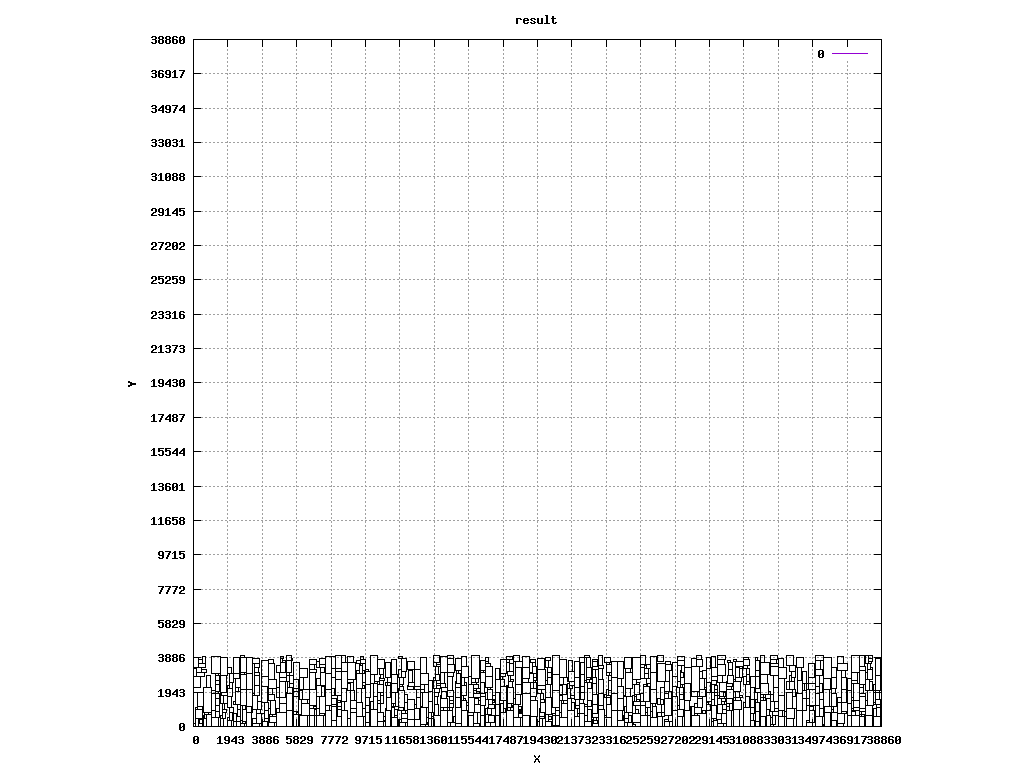

The script that saved this image:
reset
set title "result"
set xlabel "X"
set ylabel "Y"
set object 1 rect from 5970,2110 to 6225,2750 lw 1 fs empty
#set label "T1_t1_0001" at 6097,2430 center
set object 2 rect from 1500,0 to 1685,480 lw 1 fs empty
#set label "T1_t1_0002" at 1592,240 center
set object 3 rect from 10250,2410 to 10400,2550 lw 1 fs empty
#set label "T1_t1_0003" at 10325,2480 center
set object 4 rect from 19895,0 to 20245,260 lw 1 fs empty
#set label "T1_t1_0004" at 20070,130 center
set object 5 rect from 27450,1820 to 27690,2190 lw 1 fs empty
#set label "T1_t1_0005" at 27570,2005 center
set object 6 rect from 8160,540 to 8335,970 lw 1 fs empty
#set label "T1_t1_0006" at 8247,755 center
set object 7 rect from 22110,2505 to 22170,2605 lw 1 fs empty
#set label "T1_t1_0007" at 22140,2555 center
set object 8 rect from 26360,1260 to 26555,1510 lw 1 fs empty
#set label "T1_t1_0008" at 26457,1385 center
set object 9 rect from 25415,1430 to 25740,2250 lw 1 fs empty
#set label "T1_t1_0009" at 25577,1840 center
set object 10 rect from 17500,820 to 17640,990 lw 1 fs empty
#set label "T1_t1_0010" at 17570,905 center
set object 11 rect from 9535,2300 to 9690,2500 lw 1 fs empty
#set label "T1_t1_0011" at 9612,2400 center
set object 12 rect from 12840,3005 to 13180,3930 lw 1 fs empty
#set label "T1_t1_0012" at 13010,3467 center
set object 13 rect from 29825,170 to 30090,730 lw 1 fs empty
#set label "T1_t1_0013" at 29957,450 center
set object 14 rect from 3825,2270 to 4215,2800 lw 1 fs empty
#set label "T1_t1_0014" at 4020,2535 center
set object 15 rect from 35570,2705 to 36055,3875 lw 1 fs empty
#set label "T1_t1_0015" at 35812,3290 center
set object 16 rect from 4230,670 to 4365,1010 lw 1 fs empty
#set label "T1_t1_0016" at 4297,840 center
set object 17 rect from 10545,1780 to 10725,1910 lw 1 fs empty
#set label "T1_t1_0017" at 10635,1845 center
set object 18 rect from 29835,1410 to 30060,1570 lw 1 fs empty
#set label "T1_t1_0018" at 29947,1490 center
set object 19 rect from 14825,2180 to 15070,2460 lw 1 fs empty
#set label "T1_t1_0019" at 14947,2320 center
set object 20 rect from 37645,2370 to 37930,3150 lw 1 fs empty
#set label "T1_t1_0020" at 37787,2760 center
set object 21 rect from 2680,2105 to 3005,2925 lw 1 fs empty
#set label "T1_t1_0021" at 2842,2515 center
set object 22 rect from 1500,480 to 1625,630 lw 1 fs empty
#set label "T1_t1_0022" at 1562,555 center
set object 23 rect from 36380,0 to 36740,180 lw 1 fs empty
#set label "T1_t1_0023" at 36560,90 center
set object 24 rect from 26420,560 to 26620,780 lw 1 fs empty
#set label "T1_t1_0024" at 26520,670 center
set object 25 rect from 37945,2670 to 38090,3070 lw 1 fs empty
#set label "T1_t1_0025" at 38017,2870 center
set object 26 rect from 33780,2555 to 33935,2755 lw 1 fs empty
#set label "T1_t1_0026" at 33857,2655 center
set object 27 rect from 37175,630 to 37375,850 lw 1 fs empty
#set label "T1_t1_0027" at 37275,740 center
set object 28 rect from 32485,1800 to 32570,1990 lw 1 fs empty
#set label "T1_t1_0028" at 32527,1895 center
set object 29 rect from 38395,560 to 38580,1040 lw 1 fs empty
#set label "T1_t1_0029" at 38487,800 center
set object 30 rect from 15130,1775 to 15410,2315 lw 1 fs empty
#set label "T1_t1_0030" at 15270,2045 center
set object 31 rect from 15555,1620 to 15815,2350 lw 1 fs empty
#set label "T1_t1_0031" at 15685,1985 center
set object 32 rect from 34805,910 to 35005,1130 lw 1 fs empty
#set label "T1_t1_0032" at 34905,1020 center
set object 33 rect from 25810,0 to 26200,530 lw 1 fs empty
#set label "T1_t1_0033" at 26005,265 center
set object 34 rect from 16090,1240 to 16185,1445 lw 1 fs empty
#set label "T1_t1_0034" at 16137,1342 center
set object 35 rect from 37645,1890 to 37855,2210 lw 1 fs empty
#set label "T1_t1_0035" at 37750,2050 center
set object 36 rect from 24775,1410 to 24905,1740 lw 1 fs empty
#set label "T1_t1_0036" at 24840,1575 center
set object 37 rect from 8160,970 to 8350,1120 lw 1 fs empty
#set label "T1_t1_0037" at 8255,1045 center
set object 38 rect from 15915,2515 to 16115,2735 lw 1 fs empty
#set label "T1_t1_0038" at 16015,2625 center
set object 39 rect from 17850,3120 to 18070,3550 lw 1 fs empty
#set label "T1_t1_0039" at 17960,3335 center
set object 40 rect from 27450,980 to 27715,1540 lw 1 fs empty
#set label "T1_t1_0040" at 27582,1260 center
set object 41 rect from 27760,1465 to 28095,2415 lw 1 fs empty
#set label "T1_t1_0041" at 27927,1940 center
set object 42 rect from 11730,3120 to 12025,3820 lw 1 fs empty
#set label "T1_t1_0042" at 11877,3470 center
set object 43 rect from 31460,1530 to 31695,2205 lw 1 fs empty
#set label "T1_t1_0043" at 31577,1867 center
set object 44 rect from 15815,2150 to 16115,2385 lw 1 fs empty
#set label "T1_t1_0044" at 15965,2267 center
set object 45 rect from 28420,3420 to 28765,3790 lw 1 fs empty
#set label "T1_t1_0045" at 28592,3605 center
set object 46 rect from 14030,1610 to 14270,1980 lw 1 fs empty
#set label "T1_t1_0046" at 14150,1795 center
set object 47 rect from 22535,710 to 22815,1250 lw 1 fs empty
#set label "T1_t1_0047" at 22675,980 center
set object 48 rect from 19990,2750 to 20235,3030 lw 1 fs empty
#set label "T1_t1_0048" at 20112,2890 center
set object 49 rect from 21110,2560 to 21205,2765 lw 1 fs empty
#set label "T1_t1_0049" at 21157,2662 center
set object 50 rect from 20250,60 to 20455,620 lw 1 fs empty
#set label "T1_t1_0050" at 20352,340 center
set object 51 rect from 35130,1200 to 35365,1875 lw 1 fs empty
#set label "T1_t1_0051" at 35247,1537 center
set object 52 rect from 15815,1620 to 16185,1860 lw 1 fs empty
#set label "T1_t1_0052" at 16000,1740 center
set object 53 rect from 19430,2295 to 19890,3235 lw 1 fs empty
#set label "T1_t1_0053" at 19660,2765 center
set object 54 rect from 15130,2745 to 15555,3395 lw 1 fs empty
#set label "T1_t1_0054" at 15342,3070 center
set object 55 rect from 35660,0 to 35985,820 lw 1 fs empty
#set label "T1_t1_0055" at 35822,410 center
set object 56 rect from 24905,1410 to 25005,1680 lw 1 fs empty
#set label "T1_t1_0056" at 24955,1545 center
set object 57 rect from 18355,750 to 18390,850 lw 1 fs empty
#set label "T1_t1_0057" at 18372,800 center
set object 58 rect from 9535,2500 to 9720,2980 lw 1 fs empty
#set label "T1_t1_0058" at 9627,2740 center
set object 59 rect from 35130,3755 to 35565,4005 lw 1 fs empty
#set label "T1_t1_0059" at 35347,3880 center
set object 60 rect from 36380,3585 to 36725,3955 lw 1 fs empty
#set label "T1_t1_0060" at 36552,3770 center
set object 61 rect from 7810,350 to 8095,1130 lw 1 fs empty
#set label "T1_t1_0061" at 7952,740 center
set object 62 rect from 2240,1220 to 2395,1420 lw 1 fs empty
#set label "T1_t1_0062" at 2317,1320 center
set object 63 rect from 10900,930 to 11160,1660 lw 1 fs empty
#set label "T1_t1_0063" at 11030,1295 center
set object 64 rect from 11160,530 to 11365,1090 lw 1 fs empty
#set label "T1_t1_0064" at 11262,810 center
set object 65 rect from 15715,2385 to 15990,2515 lw 1 fs empty
#set label "T1_t1_0065" at 15852,2450 center
set object 66 rect from 4670,0 to 5260,780 lw 1 fs empty
#set label "T1_t1_0066" at 4965,390 center
set object 67 rect from 13290,0 to 13455,480 lw 1 fs empty
#set label "T1_t1_0067" at 13372,240 center
set object 68 rect from 30290,890 to 30465,1320 lw 1 fs empty
#set label "T1_t1_0068" at 30377,1105 center
set object 69 rect from 16870,1345 to 16995,1495 lw 1 fs empty
#set label "T1_t1_0069" at 16932,1420 center
set object 70 rect from 29265,2380 to 29565,2615 lw 1 fs empty
#set label "T1_t1_0070" at 29415,2497 center
set object 71 rect from 17335,2810 to 17625,2980 lw 1 fs empty
#set label "T1_t1_0071" at 17480,2895 center
set object 72 rect from 36055,0 to 36305,350 lw 1 fs empty
#set label "T1_t1_0072" at 36180,175 center
set object 73 rect from 22620,320 to 22775,520 lw 1 fs empty
#set label "T1_t1_0073" at 22697,420 center
set object 74 rect from 31175,1670 to 31435,2400 lw 1 fs empty
#set label "T1_t1_0074" at 31305,2035 center
set object 75 rect from 35570,0 to 35660,120 lw 1 fs empty
#set label "T1_t1_0075" at 35615,60 center
set object 76 rect from 33650,2555 to 33780,2885 lw 1 fs empty
#set label "T1_t1_0076" at 33715,2720 center
set object 77 rect from 20250,620 to 20420,740 lw 1 fs empty
#set label "T1_t1_0077" at 20335,680 center
set object 78 rect from 1915,350 to 2030,525 lw 1 fs empty
#set label "T1_t1_0078" at 1972,437 center
set object 79 rect from 9350,3460 to 9455,3560 lw 1 fs empty
#set label "T1_t1_0079" at 9402,3510 center
set object 80 rect from 25550,650 to 25615,810 lw 1 fs empty
#set label "T1_t1_0080" at 25582,730 center
set object 81 rect from 12105,980 to 12495,1510 lw 1 fs empty
#set label "T1_t1_0081" at 12300,1245 center
set object 82 rect from 14330,0 to 14530,220 lw 1 fs empty
#set label "T1_t1_0082" at 14430,110 center
set object 83 rect from 31715,0 to 31960,280 lw 1 fs empty
#set label "T1_t1_0083" at 31837,140 center
set object 84 rect from 13180,240 to 13280,510 lw 1 fs empty
#set label "T1_t1_0084" at 13230,375 center
set object 85 rect from 17335,2660 to 17460,2810 lw 1 fs empty
#set label "T1_t1_0085" at 17397,2735 center
set object 86 rect from 2405,540 to 2460,610 lw 1 fs empty
#set label "T1_t1_0086" at 2432,575 center
set object 87 rect from 36055,2780 to 36325,3320 lw 1 fs empty
#set label "T1_t1_0087" at 36190,3050 center
set object 88 rect from 31830,1380 to 32035,1940 lw 1 fs empty
#set label "T1_t1_0088" at 31932,1660 center
set object 89 rect from 0,3315 to 310,3875 lw 1 fs empty
#set label "T1_t1_0089" at 155,3595 center
set object 90 rect from 25810,3050 to 26140,3980 lw 1 fs empty
#set label "T1_t1_0090" at 25975,3515 center
set object 91 rect from 18510,750 to 18570,850 lw 1 fs empty
#set label "T1_t1_0091" at 18540,800 center
set object 92 rect from 4010,260 to 4210,480 lw 1 fs empty
#set label "T1_t1_0092" at 4110,370 center
set object 93 rect from 5260,2910 to 5450,3060 lw 1 fs empty
#set label "T1_t1_0093" at 5355,2985 center
set object 94 rect from 24260,470 to 24340,610 lw 1 fs empty
#set label "T1_t1_0094" at 24300,540 center
set object 95 rect from 2680,3055 to 3005,3875 lw 1 fs empty
#set label "T1_t1_0095" at 2842,3465 center
set object 96 rect from 16620,1545 to 16885,2105 lw 1 fs empty
#set label "T1_t1_0096" at 16752,1825 center
set object 97 rect from 32035,0 to 32300,560 lw 1 fs empty
#set label "T1_t1_0097" at 32167,280 center
set object 98 rect from 26360,1510 to 26595,2185 lw 1 fs empty
#set label "T1_t1_0098" at 26477,1847 center
set object 99 rect from 1625,480 to 1835,800 lw 1 fs empty
#set label "T1_t1_0099" at 1730,640 center
set object 100 rect from 23305,3040 to 23620,3480 lw 1 fs empty
#set label "T1_t1_0100" at 23462,3260 center
set object 101 rect from 38525,2060 to 38850,2880 lw 1 fs empty
#set label "T1_t1_0101" at 38687,2470 center
set object 102 rect from 22535,2750 to 22720,3230 lw 1 fs empty
#set label "T1_t1_0102" at 22627,2990 center
set object 103 rect from 11365,650 to 11495,980 lw 1 fs empty
#set label "T1_t1_0103" at 11430,815 center
set object 104 rect from 24960,720 to 25155,970 lw 1 fs empty
#set label "T1_t1_0104" at 25057,845 center
set object 105 rect from 23965,0 to 24340,330 lw 1 fs empty
#set label "T1_t1_0105" at 24152,165 center
set object 106 rect from 12480,2095 to 12840,2275 lw 1 fs empty
#set label "T1_t1_0106" at 12660,2185 center
set object 107 rect from 23305,2910 to 23485,3040 lw 1 fs empty
#set label "T1_t1_0107" at 23395,2975 center
set object 108 rect from 21520,1520 to 21815,2220 lw 1 fs empty
#set label "T1_t1_0108" at 21667,1870 center
set object 109 rect from 34380,925 to 34615,1600 lw 1 fs empty
#set label "T1_t1_0109" at 34497,1262 center
set object 110 rect from 36055,2140 to 36310,2780 lw 1 fs empty
#set label "T1_t1_0110" at 36182,2460 center
set object 111 rect from 18390,890 to 18510,950 lw 1 fs empty
#set label "T1_t1_0111" at 18450,920 center
set object 112 rect from 4285,540 to 4465,670 lw 1 fs empty
#set label "T1_t1_0112" at 4375,605 center
set object 113 rect from 22855,2665 to 23110,3305 lw 1 fs empty
#set label "T1_t1_0113" at 22982,2985 center
set object 114 rect from 27365,540 to 27680,980 lw 1 fs empty
#set label "T1_t1_0114" at 27522,760 center
set object 115 rect from 21520,2780 to 21825,3670 lw 1 fs empty
#set label "T1_t1_0115" at 21672,3225 center
set object 116 rect from 23305,1620 to 23530,1780 lw 1 fs empty
#set label "T1_t1_0116" at 23417,1700 center
set object 117 rect from 4670,780 to 4870,1000 lw 1 fs empty
#set label "T1_t1_0117" at 4770,890 center
set object 118 rect from 37645,850 to 37935,1020 lw 1 fs empty
#set label "T1_t1_0118" at 37790,935 center
set object 119 rect from 3560,180 to 3825,740 lw 1 fs empty
#set label "T1_t1_0119" at 3692,460 center
set object 120 rect from 14825,170 to 15130,1060 lw 1 fs empty
#set label "T1_t1_0120" at 14977,615 center
set object 121 rect from 11890,1370 to 12065,1800 lw 1 fs empty
#set label "T1_t1_0121" at 11977,1585 center
set object 122 rect from 6955,2330 to 7195,2700 lw 1 fs empty
#set label "T1_t1_0122" at 7075,2515 center
set object 123 rect from 18390,750 to 18470,890 lw 1 fs empty
#set label "T1_t1_0123" at 18430,820 center
set object 124 rect from 20250,0 to 20370,60 lw 1 fs empty
#set label "T1_t1_0124" at 20310,30 center
set object 125 rect from 27720,925 to 27990,1465 lw 1 fs empty
#set label "T1_t1_0125" at 27855,1195 center
set object 126 rect from 33475,2115 to 33650,2545 lw 1 fs empty
#set label "T1_t1_0126" at 33562,2330 center
set object 127 rect from 20250,2010 to 20650,2960 lw 1 fs empty
#set label "T1_t1_0127" at 20450,2485 center
set object 128 rect from 32570,2880 to 33015,3370 lw 1 fs empty
#set label "T1_t1_0128" at 32792,3125 center
set object 129 rect from 10950,2465 to 11160,2785 lw 1 fs empty
#set label "T1_t1_0129" at 11055,2625 center
set object 130 rect from 18200,1810 to 18510,2370 lw 1 fs empty
#set label "T1_t1_0130" at 18355,2090 center
set object 131 rect from 2030,780 to 2240,1100 lw 1 fs empty
#set label "T1_t1_0131" at 2135,940 center
set object 132 rect from 16885,1545 to 17040,1745 lw 1 fs empty
#set label "T1_t1_0132" at 16962,1645 center
set object 133 rect from 18200,1270 to 18480,1810 lw 1 fs empty
#set label "T1_t1_0133" at 18340,1540 center
set object 134 rect from 16195,3030 to 16385,3180 lw 1 fs empty
#set label "T1_t1_0134" at 16290,3105 center
set object 135 rect from 37280,910 to 37600,1100 lw 1 fs empty
#set label "T1_t1_0135" at 37440,1005 center
set object 136 rect from 25240,650 to 25550,1210 lw 1 fs empty
#set label "T1_t1_0136" at 25395,930 center
set object 137 rect from 23965,1590 to 24260,2290 lw 1 fs empty
#set label "T1_t1_0137" at 24112,1940 center
set object 138 rect from 2030,350 to 2205,780 lw 1 fs empty
#set label "T1_t1_0138" at 2117,565 center
set object 139 rect from 25020,2360 to 25200,2490 lw 1 fs empty
#set label "T1_t1_0139" at 25110,2425 center
set object 140 rect from 4010,910 to 4230,1340 lw 1 fs empty
#set label "T1_t1_0140" at 4120,1125 center
set object 141 rect from 15130,1465 to 15240,1775 lw 1 fs empty
#set label "T1_t1_0141" at 15185,1620 center
set object 142 rect from 34380,2430 to 34615,3105 lw 1 fs empty
#set label "T1_t1_0142" at 34497,2767 center
set object 143 rect from 15130,2315 to 15305,2745 lw 1 fs empty
#set label "T1_t1_0143" at 15217,2530 center
set object 144 rect from 2055,2500 to 2240,2980 lw 1 fs empty
#set label "T1_t1_0144" at 2147,2740 center
set object 145 rect from 15555,2385 to 15715,2815 lw 1 fs empty
#set label "T1_t1_0145" at 15635,2600 center
set object 146 rect from 22535,520 to 22855,710 lw 1 fs empty
#set label "T1_t1_0146" at 22695,615 center
set object 147 rect from 30170,3600 to 30340,3720 lw 1 fs empty
#set label "T1_t1_0147" at 30255,3660 center
set object 148 rect from 12105,370 to 12510,980 lw 1 fs empty
#set label "T1_t1_0148" at 12307,675 center
set object 149 rect from 26150,530 to 26225,590 lw 1 fs empty
#set label "T1_t1_0149" at 26187,560 center
set object 150 rect from 36915,0 to 37170,640 lw 1 fs empty
#set label "T1_t1_0150" at 37042,320 center
set object 151 rect from 9535,2160 to 9685,2300 lw 1 fs empty
#set label "T1_t1_0151" at 9610,2230 center
set object 152 rect from 21600,1040 to 21825,1200 lw 1 fs empty
#set label "T1_t1_0152" at 21712,1120 center
set object 153 rect from 35385,560 to 35570,1040 lw 1 fs empty
#set label "T1_t1_0153" at 35477,800 center
set object 154 rect from 32035,2920 to 32530,3600 lw 1 fs empty
#set label "T1_t1_0154" at 32282,3260 center
set object 155 rect from 6090,630 to 6570,1310 lw 1 fs empty
#set label "T1_t1_0155" at 6330,970 center
set object 156 rect from 11160,2960 to 11485,3780 lw 1 fs empty
#set label "T1_t1_0156" at 11322,3370 center
set object 157 rect from 26225,2530 to 26640,3580 lw 1 fs empty
#set label "T1_t1_0157" at 26432,3055 center
set object 158 rect from 9980,0 to 10380,950 lw 1 fs empty
#set label "T1_t1_0158" at 10180,475 center
set object 159 rect from 13530,2605 to 13670,2775 lw 1 fs empty
#set label "T1_t1_0159" at 13600,2690 center
set object 160 rect from 38130,3820 to 38330,4040 lw 1 fs empty
#set label "T1_t1_0160" at 38230,3930 center
set object 161 rect from 7805,3290 to 8040,3965 lw 1 fs empty
#set label "T1_t1_0161" at 7922,3627 center
set object 162 rect from 27365,980 to 27450,1170 lw 1 fs empty
#set label "T1_t1_0162" at 27407,1075 center
set object 163 rect from 9195,2160 to 9520,2980 lw 1 fs empty
#set label "T1_t1_0163" at 9357,2570 center
set object 164 rect from 31220,2400 to 31400,2530 lw 1 fs empty
#set label "T1_t1_0164" at 31310,2465 center
set object 165 rect from 13530,3385 to 13745,3645 lw 1 fs empty
#set label "T1_t1_0165" at 13637,3515 center
set object 166 rect from 13530,0 to 13940,630 lw 1 fs empty
#set label "T1_t1_0166" at 13735,315 center
set object 167 rect from 5330,2210 to 5440,2520 lw 1 fs empty
#set label "T1_t1_0167" at 5385,2365 center
set object 168 rect from 31715,2815 to 31965,3165 lw 1 fs empty
#set label "T1_t1_0168" at 31840,2990 center
set object 169 rect from 15810,180 to 16040,800 lw 1 fs empty
#set label "T1_t1_0169" at 15925,490 center
set object 170 rect from 4875,2570 to 5230,2780 lw 1 fs empty
#set label "T1_t1_0170" at 5052,2675 center
set object 171 rect from 1915,0 to 2165,350 lw 1 fs empty
#set label "T1_t1_0171" at 2040,175 center
set object 172 rect from 2460,540 to 2680,970 lw 1 fs empty
#set label "T1_t1_0172" at 2570,755 center
set object 173 rect from 26640,3500 to 26930,3670 lw 1 fs empty
#set label "T1_t1_0173" at 26785,3585 center
set object 174 rect from 20455,60 to 20660,620 lw 1 fs empty
#set label "T1_t1_0174" at 20557,340 center
set object 175 rect from 26225,0 to 26490,560 lw 1 fs empty
#set label "T1_t1_0175" at 26357,280 center
set object 176 rect from 27060,2290 to 27325,2850 lw 1 fs empty
#set label "T1_t1_0176" at 27192,2570 center
set object 177 rect from 20420,900 to 20645,1060 lw 1 fs empty
#set label "T1_t1_0177" at 20532,980 center
set object 178 rect from 16195,1850 to 16450,2490 lw 1 fs empty
#set label "T1_t1_0178" at 16322,2170 center
set object 179 rect from 22535,2430 to 22745,2750 lw 1 fs empty
#set label "T1_t1_0179" at 22640,2590 center
set object 180 rect from 23965,2290 to 24185,2720 lw 1 fs empty
#set label "T1_t1_0180" at 24075,2505 center
set object 181 rect from 35130,3215 to 35410,3755 lw 1 fs empty
#set label "T1_t1_0181" at 35270,3485 center
set object 182 rect from 24390,2140 to 24775,3070 lw 1 fs empty
#set label "T1_t1_0182" at 24582,2605 center
set object 183 rect from 10520,2740 to 10545,2750 lw 1 fs empty
#set label "T1_t1_0183" at 10532,2745 center
set object 184 rect from 5640,700 to 5820,830 lw 1 fs empty
#set label "T1_t1_0184" at 5730,765 center
set object 185 rect from 22855,950 to 23155,1185 lw 1 fs empty
#set label "T1_t1_0185" at 23005,1067 center
set object 186 rect from 22620,190 to 22800,320 lw 1 fs empty
#set label "T1_t1_0186" at 22710,255 center
set object 187 rect from 12105,2285 to 12125,2295 lw 1 fs empty
#set label "T1_t1_0187" at 12115,2290 center
set object 188 rect from 30485,0 to 30820,950 lw 1 fs empty
#set label "T1_t1_0188" at 30652,475 center
set object 189 rect from 14030,1980 to 14330,2215 lw 1 fs empty
#set label "T1_t1_0189" at 14180,2097 center
set object 190 rect from 15715,2735 to 16180,4025 lw 1 fs empty
#set label "T1_t1_0190" at 15947,3380 center
set object 191 rect from 7805,2160 to 8035,2780 lw 1 fs empty
#set label "T1_t1_0191" at 7920,2470 center
set object 192 rect from 35130,1875 to 35370,2245 lw 1 fs empty
#set label "T1_t1_0192" at 35250,2060 center
set object 193 rect from 2240,260 to 2405,740 lw 1 fs empty
#set label "T1_t1_0193" at 2322,500 center
set object 194 rect from 21205,3120 to 21435,3740 lw 1 fs empty
#set label "T1_t1_0194" at 21320,3430 center
set object 195 rect from 1500,1730 to 1595,1935 lw 1 fs empty
#set label "T1_t1_0195" at 1547,1832 center
set object 196 rect from 33065,880 to 33370,1770 lw 1 fs empty
#set label "T1_t1_0196" at 33217,1325 center
set object 197 rect from 26420,780 to 26605,1260 lw 1 fs empty
#set label "T1_t1_0197" at 26512,1020 center
set object 198 rect from 3560,740 to 3760,960 lw 1 fs empty
#set label "T1_t1_0198" at 3660,850 center
set object 199 rect from 24590,200 to 24765,630 lw 1 fs empty
#set label "T1_t1_0199" at 24677,415 center
set object 200 rect from 6570,2090 to 6905,3040 lw 1 fs empty
#set label "T1_t1_0200" at 6737,2565 center
set object 201 rect from 7115,740 to 7450,1690 lw 1 fs empty
#set label "T1_t1_0201" at 7282,1215 center
set object 202 rect from 11555,2770 to 11730,3200 lw 1 fs empty
#set label "T1_t1_0202" at 11642,2985 center
set object 203 rect from 16195,1180 to 16475,1720 lw 1 fs empty
#set label "T1_t1_0203" at 16335,1450 center
set object 204 rect from 25240,2720 to 25470,3340 lw 1 fs empty
#set label "T1_t1_0204" at 25355,3030 center
set object 205 rect from 6955,610 to 7115,1040 lw 1 fs empty
#set label "T1_t1_0205" at 7035,825 center
set object 206 rect from 540,480 to 620,620 lw 1 fs empty
#set label "T1_t1_0206" at 580,550 center
set object 207 rect from 34095,1850 to 34380,2630 lw 1 fs empty
#set label "T1_t1_0207" at 34237,2240 center
set object 208 rect from 31460,1100 to 31680,1530 lw 1 fs empty
#set label "T1_t1_0208" at 31570,1315 center
set object 209 rect from 38395,0 to 38815,560 lw 1 fs empty
#set label "T1_t1_0209" at 38605,280 center
set object 210 rect from 30815,3270 to 30995,3400 lw 1 fs empty
#set label "T1_t1_0210" at 30905,3335 center
set object 211 rect from 25920,530 to 26150,1150 lw 1 fs empty
#set label "T1_t1_0211" at 26035,840 center
set object 212 rect from 19895,690 to 20225,1620 lw 1 fs empty
#set label "T1_t1_0212" at 20060,1155 center
set object 213 rect from 1230,1860 to 1410,1990 lw 1 fs empty
#set label "T1_t1_0213" at 1320,1925 center
set object 214 rect from 13595,630 to 13825,1250 lw 1 fs empty
#set label "T1_t1_0214" at 13710,940 center
set object 215 rect from 32035,1450 to 32175,1620 lw 1 fs empty
#set label "T1_t1_0215" at 32105,1535 center
set object 216 rect from 325,150 to 525,370 lw 1 fs empty
#set label "T1_t1_0216" at 425,260 center
set object 217 rect from 27060,1670 to 27290,2290 lw 1 fs empty
#set label "T1_t1_0217" at 27175,1980 center
set object 218 rect from 5640,830 to 5945,1720 lw 1 fs empty
#set label "T1_t1_0218" at 5792,1275 center
set object 219 rect from 38130,3660 to 38355,3820 lw 1 fs empty
#set label "T1_t1_0219" at 38242,3740 center
set object 220 rect from 27060,0 to 27365,890 lw 1 fs empty
#set label "T1_t1_0220" at 27212,445 center
set object 221 rect from 19045,3005 to 19120,3065 lw 1 fs empty
#set label "T1_t1_0221" at 19082,3035 center
set object 222 rect from 35385,1520 to 35560,1950 lw 1 fs empty
#set label "T1_t1_0222" at 35472,1735 center
set object 223 rect from 36915,640 to 37150,1315 lw 1 fs empty
#set label "T1_t1_0223" at 37032,977 center
set object 224 rect from 1215,840 to 1455,1210 lw 1 fs empty
#set label "T1_t1_0224" at 1335,1025 center
set object 225 rect from 29265,2615 to 29585,2805 lw 1 fs empty
#set label "T1_t1_0225" at 29425,2710 center
set object 226 rect from 24775,0 to 24955,130 lw 1 fs empty
#set label "T1_t1_0226" at 24865,65 center
set object 227 rect from 6570,0 to 6825,640 lw 1 fs empty
#set label "T1_t1_0227" at 6697,320 center
set object 228 rect from 31715,3705 to 31855,3875 lw 1 fs empty
#set label "T1_t1_0228" at 31785,3790 center
set object 229 rect from 21870,2280 to 22105,2955 lw 1 fs empty
#set label "T1_t1_0229" at 21987,2617 center
set object 230 rect from 26225,1260 to 26360,1600 lw 1 fs empty
#set label "T1_t1_0230" at 26292,1430 center
set object 231 rect from 1230,2620 to 1445,2880 lw 1 fs empty
#set label "T1_t1_0231" at 1337,2750 center
set object 232 rect from 34615,210 to 34805,360 lw 1 fs empty
#set label "T1_t1_0232" at 34710,285 center
set object 233 rect from 17335,2980 to 17660,3800 lw 1 fs empty
#set label "T1_t1_0233" at 17497,3390 center
set object 234 rect from 27720,1465 to 27760,1575 lw 1 fs empty
#set label "T1_t1_0234" at 27740,1520 center
set object 235 rect from 22535,190 to 22620,380 lw 1 fs empty
#set label "T1_t1_0235" at 22577,285 center
set object 236 rect from 25005,1410 to 25185,1540 lw 1 fs empty
#set label "T1_t1_0236" at 25095,1475 center
set object 237 rect from 21520,2220 to 21830,2780 lw 1 fs empty
#set label "T1_t1_0237" at 21675,2500 center
set object 238 rect from 13940,2215 to 14260,2405 lw 1 fs empty
#set label "T1_t1_0238" at 14100,2310 center
set object 239 rect from 19625,1355 to 19815,1505 lw 1 fs empty
#set label "T1_t1_0239" at 19720,1430 center
set object 240 rect from 13595,1250 to 13770,1680 lw 1 fs empty
#set label "T1_t1_0240" at 13682,1465 center
set object 241 rect from 2395,1220 to 2680,2000 lw 1 fs empty
#set label "T1_t1_0241" at 2537,1610 center
set object 242 rect from 10545,1300 to 10730,1780 lw 1 fs empty
#set label "T1_t1_0242" at 10637,1540 center
set object 243 rect from 21210,2325 to 21510,2560 lw 1 fs empty
#set label "T1_t1_0243" at 21360,2442 center
set object 244 rect from 9720,780 to 9940,1210 lw 1 fs empty
#set label "T1_t1_0244" at 9830,995 center
set object 245 rect from 21110,2165 to 21210,2435 lw 1 fs empty
#set label "T1_t1_0245" at 21160,2300 center
set object 246 rect from 2405,260 to 2650,540 lw 1 fs empty
#set label "T1_t1_0246" at 2527,400 center
set object 247 rect from 6955,0 to 7360,610 lw 1 fs empty
#set label "T1_t1_0247" at 7157,305 center
set object 248 rect from 3010,780 to 3260,1130 lw 1 fs empty
#set label "T1_t1_0248" at 3135,955 center
set object 249 rect from 13530,2175 to 13750,2605 lw 1 fs empty
#set label "T1_t1_0249" at 13640,2390 center
set object 250 rect from 7090,3310 to 7445,3520 lw 1 fs empty
#set label "T1_t1_0250" at 7267,3415 center
set object 251 rect from 32035,3600 to 32255,4030 lw 1 fs empty
#set label "T1_t1_0251" at 32145,3815 center
set object 252 rect from 14330,3820 to 14685,4030 lw 1 fs empty
#set label "T1_t1_0252" at 14507,3925 center
set object 253 rect from 17040,1260 to 17275,1935 lw 1 fs empty
#set label "T1_t1_0253" at 17157,1597 center
set object 254 rect from 1040,0 to 1435,490 lw 1 fs empty
#set label "T1_t1_0254" at 1237,245 center
set object 255 rect from 19895,3310 to 20070,3740 lw 1 fs empty
#set label "T1_t1_0255" at 19982,3525 center
set object 256 rect from 33780,2755 to 34020,3125 lw 1 fs empty
#set label "T1_t1_0256" at 33900,2940 center
set object 257 rect from 35130,2245 to 35385,2885 lw 1 fs empty
#set label "T1_t1_0257" at 35257,2565 center
set object 258 rect from 13595,1940 to 13895,2175 lw 1 fs empty
#set label "T1_t1_0258" at 13745,2057 center
set object 259 rect from 125,0 to 300,430 lw 1 fs empty
#set label "T1_t1_0259" at 212,215 center
set object 260 rect from 23625,2765 to 23965,3690 lw 1 fs empty
#set label "T1_t1_0260" at 23795,3227 center
set object 261 rect from 15810,0 to 16170,180 lw 1 fs empty
#set label "T1_t1_0261" at 15990,90 center
set object 262 rect from 0,0 to 125,150 lw 1 fs empty
#set label "T1_t1_0262" at 62,75 center
set object 263 rect from 37645,0 to 37910,560 lw 1 fs empty
#set label "T1_t1_0263" at 37777,280 center
set object 264 rect from 17735,930 to 17915,1060 lw 1 fs empty
#set label "T1_t1_0264" at 17825,995 center
set object 265 rect from 28595,2090 to 28850,2730 lw 1 fs empty
#set label "T1_t1_0265" at 28722,2410 center
set object 266 rect from 30485,2530 to 30610,2680 lw 1 fs empty
#set label "T1_t1_0266" at 30547,2605 center
set object 267 rect from 17935,1060 to 18040,1160 lw 1 fs empty
#set label "T1_t1_0267" at 17987,1110 center
set object 268 rect from 32570,3540 to 32920,3800 lw 1 fs empty
#set label "T1_t1_0268" at 32745,3670 center
set object 269 rect from 16660,1225 to 16870,1545 lw 1 fs empty
#set label "T1_t1_0269" at 16765,1385 center
set object 270 rect from 215,1130 to 540,1950 lw 1 fs empty
#set label "T1_t1_0270" at 377,1540 center
set object 271 rect from 7115,610 to 7390,740 lw 1 fs empty
#set label "T1_t1_0271" at 7252,675 center
set object 272 rect from 11160,1900 to 11550,2430 lw 1 fs empty
#set label "T1_t1_0272" at 11355,2165 center
set object 273 rect from 30095,2460 to 30170,2520 lw 1 fs empty
#set label "T1_t1_0273" at 30132,2490 center
set object 274 rect from 845,655 to 1015,775 lw 1 fs empty
#set label "T1_t1_0274" at 930,715 center
set object 275 rect from 8705,2010 to 8880,2440 lw 1 fs empty
#set label "T1_t1_0275" at 8792,2225 center
set object 276 rect from 18575,0 to 19000,650 lw 1 fs empty
#set label "T1_t1_0276" at 18787,325 center
set object 277 rect from 17040,640 to 17270,1260 lw 1 fs empty
#set label "T1_t1_0277" at 17155,950 center
set object 278 rect from 33805,1685 to 34025,2115 lw 1 fs empty
#set label "T1_t1_0278" at 33915,1900 center
set object 279 rect from 14825,1060 to 15090,1620 lw 1 fs empty
#set label "T1_t1_0279" at 14957,1340 center
set object 280 rect from 22235,1455 to 22530,2155 lw 1 fs empty
#set label "T1_t1_0280" at 22382,1805 center
set object 281 rect from 19895,3740 to 20185,3910 lw 1 fs empty
#set label "T1_t1_0281" at 20040,3825 center
set object 282 rect from 16475,235 to 16635,665 lw 1 fs empty
#set label "T1_t1_0282" at 16555,450 center
set object 283 rect from 6570,1010 to 6760,1160 lw 1 fs empty
#set label "T1_t1_0283" at 6665,1085 center
set object 284 rect from 19625,795 to 19890,1355 lw 1 fs empty
#set label "T1_t1_0284" at 19757,1075 center
set object 285 rect from 37175,1470 to 37300,1620 lw 1 fs empty
#set label "T1_t1_0285" at 37237,1545 center
set object 286 rect from 21705,710 to 21815,1020 lw 1 fs empty
#set label "T1_t1_0286" at 21760,865 center
set object 287 rect from 30820,1650 to 30990,1770 lw 1 fs empty
#set label "T1_t1_0287" at 30905,1710 center
set object 288 rect from 25565,2440 to 25810,2720 lw 1 fs empty
#set label "T1_t1_0288" at 25687,2580 center
set object 289 rect from 35130,560 to 35385,1200 lw 1 fs empty
#set label "T1_t1_0289" at 35257,880 center
set object 290 rect from 13940,0 to 14325,930 lw 1 fs empty
#set label "T1_t1_0290" at 14132,465 center
set object 291 rect from 7770,930 to 7795,940 lw 1 fs empty
#set label "T1_t1_0291" at 7782,935 center
set object 292 rect from 30195,3250 to 30445,3600 lw 1 fs empty
#set label "T1_t1_0292" at 30320,3425 center
set object 293 rect from 22110,3885 to 22385,4015 lw 1 fs empty
#set label "T1_t1_0293" at 22247,3950 center
set object 294 rect from 21345,930 to 21520,1360 lw 1 fs empty
#set label "T1_t1_0294" at 21432,1145 center
set object 295 rect from 15880,1240 to 16090,1560 lw 1 fs empty
#set label "T1_t1_0295" at 15985,1400 center
set object 296 rect from 15715,2515 to 15915,2735 lw 1 fs empty
#set label "T1_t1_0296" at 15815,2625 center
set object 297 rect from 25240,1430 to 25415,1860 lw 1 fs empty
#set label "T1_t1_0297" at 25327,1645 center
set object 298 rect from 20665,490 to 20775,800 lw 1 fs empty
#set label "T1_t1_0298" at 20720,645 center
set object 299 rect from 19805,430 to 19895,550 lw 1 fs empty
#set label "T1_t1_0299" at 19850,490 center
set object 300 rect from 1040,1860 to 1230,2010 lw 1 fs empty
#set label "T1_t1_0300" at 1135,1935 center
set object 301 rect from 28960,1390 to 29240,1930 lw 1 fs empty
#set label "T1_t1_0301" at 29100,1660 center
set object 302 rect from 16475,2855 to 16895,3415 lw 1 fs empty
#set label "T1_t1_0302" at 16685,3135 center
set object 303 rect from 5005,3640 to 5175,3760 lw 1 fs empty
#set label "T1_t1_0303" at 5090,3700 center
set object 304 rect from 3825,260 to 4010,740 lw 1 fs empty
#set label "T1_t1_0304" at 3917,500 center
set object 305 rect from 28105,0 to 28555,630 lw 1 fs empty
#set label "T1_t1_0305" at 28330,315 center
set object 306 rect from 25550,1080 to 25800,1430 lw 1 fs empty
#set label "T1_t1_0306" at 25675,1255 center
set object 307 rect from 35385,1040 to 35570,1520 lw 1 fs empty
#set label "T1_t1_0307" at 35477,1280 center
set object 308 rect from 37945,630 to 38335,1160 lw 1 fs empty
#set label "T1_t1_0308" at 38140,895 center
set object 309 rect from 24775,720 to 24960,1200 lw 1 fs empty
#set label "T1_t1_0309" at 24867,960 center
set object 310 rect from 17685,3770 to 18045,3950 lw 1 fs empty
#set label "T1_t1_0310" at 17865,3860 center
set object 311 rect from 34095,2630 to 34355,3360 lw 1 fs empty
#set label "T1_t1_0311" at 34225,2995 center
set object 312 rect from 12480,2275 to 12810,3205 lw 1 fs empty
#set label "T1_t1_0312" at 12645,2740 center
set object 313 rect from 11160,1280 to 11390,1900 lw 1 fs empty
#set label "T1_t1_0313" at 11275,1590 center
set object 314 rect from 5970,0 to 6420,630 lw 1 fs empty
#set label "T1_t1_0314" at 6195,315 center
set object 315 rect from 20665,1830 to 20830,2310 lw 1 fs empty
#set label "T1_t1_0315" at 20747,2070 center
set object 316 rect from 29265,470 to 29560,1170 lw 1 fs empty
#set label "T1_t1_0316" at 29412,820 center
set object 317 rect from 31460,750 to 31710,1100 lw 1 fs empty
#set label "T1_t1_0317" at 31585,925 center
set object 318 rect from 9420,3580 to 9720,3815 lw 1 fs empty
#set label "T1_t1_0318" at 9570,3697 center
set object 319 rect from 17040,1935 to 17335,2635 lw 1 fs empty
#set label "T1_t1_0319" at 17187,2285 center
set object 320 rect from 23315,1270 to 23565,1620 lw 1 fs empty
#set label "T1_t1_0320" at 23440,1445 center
set object 321 rect from 16475,3665 to 16670,3915 lw 1 fs empty
#set label "T1_t1_0321" at 16572,3790 center
set object 322 rect from 26630,1990 to 26900,2530 lw 1 fs empty
#set label "T1_t1_0322" at 26765,2260 center
set object 323 rect from 11725,250 to 12085,430 lw 1 fs empty
#set label "T1_t1_0323" at 11905,340 center
set object 324 rect from 34745,2105 to 35120,2435 lw 1 fs empty
#set label "T1_t1_0324" at 34932,2270 center
set object 325 rect from 28485,1050 to 28765,1590 lw 1 fs empty
#set label "T1_t1_0325" at 28625,1320 center
set object 326 rect from 24775,1200 to 24880,1300 lw 1 fs empty
#set label "T1_t1_0326" at 24827,1250 center
set object 327 rect from 4910,3640 to 5005,3845 lw 1 fs empty
#set label "T1_t1_0327" at 4957,3742 center
set object 328 rect from 21600,1200 to 21810,1520 lw 1 fs empty
#set label "T1_t1_0328" at 21705,1360 center
set object 329 rect from 24340,0 to 24495,200 lw 1 fs empty
#set label "T1_t1_0329" at 24417,100 center
set object 330 rect from 29625,2880 to 30035,3510 lw 1 fs empty
#set label "T1_t1_0330" at 29830,3195 center
set object 331 rect from 23190,0 to 23585,490 lw 1 fs empty
#set label "T1_t1_0331" at 23387,245 center
set object 332 rect from 28960,2490 to 29245,3270 lw 1 fs empty
#set label "T1_t1_0332" at 29102,2880 center
set object 333 rect from 34040,1850 to 34095,1920 lw 1 fs empty
#set label "T1_t1_0333" at 34067,1885 center
set object 334 rect from 14470,1060 to 14665,1310 lw 1 fs empty
#set label "T1_t1_0334" at 14567,1185 center
set object 335 rect from 24905,1800 to 25215,2360 lw 1 fs empty
#set label "T1_t1_0335" at 25060,2080 center
set object 336 rect from 3435,3310 to 3735,3545 lw 1 fs empty
#set label "T1_t1_0336" at 3585,3427 center
set object 337 rect from 25470,3260 to 25585,3435 lw 1 fs empty
#set label "T1_t1_0337" at 25527,3347 center
set object 338 rect from 5640,1955 to 5930,2125 lw 1 fs empty
#set label "T1_t1_0338" at 5785,2040 center
set object 339 rect from 24340,200 to 24555,460 lw 1 fs empty
#set label "T1_t1_0339" at 24447,330 center
set object 340 rect from 2395,2000 to 2550,2200 lw 1 fs empty
#set label "T1_t1_0340" at 2472,2100 center
set object 341 rect from 31460,0 to 31670,320 lw 1 fs empty
#set label "T1_t1_0341" at 31565,160 center
set object 342 rect from 30610,3400 to 31045,3650 lw 1 fs empty
#set label "T1_t1_0342" at 30827,3525 center
set object 343 rect from 31045,3770 to 31320,3900 lw 1 fs empty
#set label "T1_t1_0343" at 31182,3835 center
set object 344 rect from 14330,220 to 14625,920 lw 1 fs empty
#set label "T1_t1_0344" at 14477,570 center
set object 345 rect from 12840,130 to 13180,1055 lw 1 fs empty
#set label "T1_t1_0345" at 13010,592 center
set object 346 rect from 2775,160 to 2925,300 lw 1 fs empty
#set label "T1_t1_0346" at 2850,230 center
set object 347 rect from 15130,925 to 15410,1465 lw 1 fs empty
#set label "T1_t1_0347" at 15270,1195 center
set object 348 rect from 18070,3650 to 18435,4020 lw 1 fs empty
#set label "T1_t1_0348" at 18252,3835 center
set object 349 rect from 29625,1270 to 29835,1590 lw 1 fs empty
#set label "T1_t1_0349" at 29730,1430 center
set object 350 rect from 5265,3060 to 5560,3760 lw 1 fs empty
#set label "T1_t1_0350" at 5412,3410 center
set object 351 rect from 30170,2900 to 30195,2910 lw 1 fs empty
#set label "T1_t1_0351" at 30182,2905 center
set object 352 rect from 9195,2980 to 9350,3180 lw 1 fs empty
#set label "T1_t1_0352" at 9272,3080 center
set object 353 rect from 8040,3290 to 8335,3990 lw 1 fs empty
#set label "T1_t1_0353" at 8187,3640 center
set object 354 rect from 37750,700 to 37940,850 lw 1 fs empty
#set label "T1_t1_0354" at 37845,775 center
set object 355 rect from 38090,2670 to 38360,3210 lw 1 fs empty
#set label "T1_t1_0355" at 38225,2940 center
set object 356 rect from 38395,1260 to 38500,1360 lw 1 fs empty
#set label "T1_t1_0356" at 38447,1310 center
set object 357 rect from 9195,3580 to 9420,3740 lw 1 fs empty
#set label "T1_t1_0357" at 9307,3660 center
set object 358 rect from 22535,3420 to 22835,3655 lw 1 fs empty
#set label "T1_t1_0358" at 22685,3537 center
set object 359 rect from 1215,1580 to 1460,1860 lw 1 fs empty
#set label "T1_t1_0359" at 1337,1720 center
set object 360 rect from 10950,2335 to 11130,2465 lw 1 fs empty
#set label "T1_t1_0360" at 11040,2400 center
set object 361 rect from 34790,1180 to 35130,2105 lw 1 fs empty
#set label "T1_t1_0361" at 34960,1642 center
set object 362 rect from 6570,1160 to 6955,2090 lw 1 fs empty
#set label "T1_t1_0362" at 6762,1625 center
set object 363 rect from 16610,665 to 16850,1035 lw 1 fs empty
#set label "T1_t1_0363" at 16730,850 center
set object 364 rect from 2240,3000 to 2625,3930 lw 1 fs empty
#set label "T1_t1_0364" at 2432,3465 center
set object 365 rect from 38580,1100 to 38805,1260 lw 1 fs empty
#set label "T1_t1_0365" at 38692,1180 center
set object 366 rect from 5265,3760 to 5510,4040 lw 1 fs empty
#set label "T1_t1_0366" at 5387,3900 center
set object 367 rect from 14330,3520 to 14710,3820 lw 1 fs empty
#set label "T1_t1_0367" at 14520,3670 center
set object 368 rect from 31715,840 to 31995,1380 lw 1 fs empty
#set label "T1_t1_0368" at 31855,1110 center
set object 369 rect from 27720,0 to 28060,925 lw 1 fs empty
#set label "T1_t1_0369" at 27890,462 center
set object 370 rect from 33805,1010 to 34040,1685 lw 1 fs empty
#set label "T1_t1_0370" at 33922,1347 center
set object 371 rect from 3010,2970 to 3345,3920 lw 1 fs empty
#set label "T1_t1_0371" at 3177,3445 center
set object 372 rect from 13940,1080 to 14330,1610 lw 1 fs empty
#set label "T1_t1_0372" at 14135,1345 center
set object 373 rect from 5260,0 to 5565,890 lw 1 fs empty
#set label "T1_t1_0373" at 5412,445 center
set object 374 rect from 9720,3100 to 9910,3250 lw 1 fs empty
#set label "T1_t1_0374" at 9815,3175 center
set object 375 rect from 5260,1840 to 5330,1940 lw 1 fs empty
#set label "T1_t1_0375" at 5295,1890 center
set object 376 rect from 13940,930 to 14130,1080 lw 1 fs empty
#set label "T1_t1_0376" at 14035,1005 center
set object 377 rect from 22535,3655 to 22810,3785 lw 1 fs empty
#set label "T1_t1_0377" at 22672,3720 center
set object 378 rect from 19045,560 to 19430,1490 lw 1 fs empty
#set label "T1_t1_0378" at 19237,1025 center
set object 379 rect from 33475,480 to 33495,490 lw 1 fs empty
#set label "T1_t1_0379" at 33485,485 center
set object 380 rect from 23625,1875 to 23930,2765 lw 1 fs empty
#set label "T1_t1_0380" at 23777,2320 center
set object 381 rect from 15305,2315 to 15430,2465 lw 1 fs empty
#set label "T1_t1_0381" at 15367,2390 center
set object 382 rect from 29375,0 to 29625,350 lw 1 fs empty
#set label "T1_t1_0382" at 29500,175 center
set object 383 rect from 17335,820 to 17500,1300 lw 1 fs empty
#set label "T1_t1_0383" at 17417,1060 center
set object 384 rect from 13290,2000 to 13520,2620 lw 1 fs empty
#set label "T1_t1_0384" at 13405,2310 center
set object 385 rect from 23965,2720 to 24300,3670 lw 1 fs empty
#set label "T1_t1_0385" at 24132,3195 center
set object 386 rect from 12960,1055 to 13265,1945 lw 1 fs empty
#set label "T1_t1_0386" at 13112,1500 center
set object 387 rect from 29895,730 to 30090,980 lw 1 fs empty
#set label "T1_t1_0387" at 29992,855 center
set object 388 rect from 13670,2955 to 13830,3385 lw 1 fs empty
#set label "T1_t1_0388" at 13750,3170 center
set object 389 rect from 18070,0 to 18465,490 lw 1 fs empty
#set label "T1_t1_0389" at 18267,245 center
set object 390 rect from 8365,2135 to 8700,3085 lw 1 fs empty
#set label "T1_t1_0390" at 8532,2610 center
set object 391 rect from 30095,1320 to 30465,1560 lw 1 fs empty
#set label "T1_t1_0391" at 30280,1440 center
set object 392 rect from 23155,950 to 23180,960 lw 1 fs empty
#set label "T1_t1_0392" at 23167,955 center
set object 393 rect from 10825,2785 to 11150,3605 lw 1 fs empty
#set label "T1_t1_0393" at 10987,3195 center
set object 394 rect from 36615,710 to 36890,840 lw 1 fs empty
#set label "T1_t1_0394" at 36752,775 center
set object 395 rect from 38580,560 to 38860,1100 lw 1 fs empty
#set label "T1_t1_0395" at 38720,830 center
set object 396 rect from 2680,3875 to 2905,4035 lw 1 fs empty
#set label "T1_t1_0396" at 2792,3955 center
set object 397 rect from 8160,1340 to 8310,1480 lw 1 fs empty
#set label "T1_t1_0397" at 8235,1410 center
set object 398 rect from 6810,640 to 6945,980 lw 1 fs empty
#set label "T1_t1_0398" at 6877,810 center
set object 399 rect from 6570,3220 to 6815,3500 lw 1 fs empty
#set label "T1_t1_0399" at 6692,3360 center
set object 400 rect from 31175,1050 to 31405,1670 lw 1 fs empty
#set label "T1_t1_0400" at 31290,1360 center
set object 401 rect from 4230,3575 to 4530,3810 lw 1 fs empty
#set label "T1_t1_0401" at 4380,3692 center
set object 402 rect from 14330,1680 to 14695,2050 lw 1 fs empty
#set label "T1_t1_0402" at 14512,1865 center
set object 403 rect from 25005,1540 to 25220,1800 lw 1 fs empty
#set label "T1_t1_0403" at 25112,1670 center
set object 404 rect from 5640,0 to 5935,700 lw 1 fs empty
#set label "T1_t1_0404" at 5787,350 center
set object 405 rect from 7810,1130 to 8085,1260 lw 1 fs empty
#set label "T1_t1_0405" at 7947,1195 center
set object 406 rect from 29265,1170 to 29400,1510 lw 1 fs empty
#set label "T1_t1_0406" at 29332,1340 center
set object 407 rect from 13290,820 to 13520,1440 lw 1 fs empty
#set label "T1_t1_0407" at 13405,1130 center
set object 408 rect from 19180,2625 to 19350,2745 lw 1 fs empty
#set label "T1_t1_0408" at 19265,2685 center
set object 409 rect from 21520,0 to 21830,560 lw 1 fs empty
#set label "T1_t1_0409" at 21675,280 center
set object 410 rect from 22855,1885 to 23140,2665 lw 1 fs empty
#set label "T1_t1_0410" at 22997,2275 center
set object 411 rect from 32840,860 to 33065,1020 lw 1 fs empty
#set label "T1_t1_0411" at 32952,940 center
set object 412 rect from 14330,2050 to 14615,2830 lw 1 fs empty
#set label "T1_t1_0412" at 14472,2440 center
set object 413 rect from 37945,0 to 38355,630 lw 1 fs empty
#set label "T1_t1_0413" at 38150,315 center
set object 414 rect from 25810,530 to 25920,840 lw 1 fs empty
#set label "T1_t1_0414" at 25865,685 center
set object 415 rect from 185,3035 to 430,3315 lw 1 fs empty
#set label "T1_t1_0415" at 307,3175 center
set object 416 rect from 28105,3420 to 28420,3860 lw 1 fs empty
#set label "T1_t1_0416" at 28262,3640 center
set object 417 rect from 12105,2095 to 12425,2285 lw 1 fs empty
#set label "T1_t1_0417" at 12265,2190 center
set object 418 rect from 15815,1860 to 15970,2060 lw 1 fs empty
#set label "T1_t1_0418" at 15892,1960 center
set object 419 rect from 14470,1460 to 14670,1680 lw 1 fs empty
#set label "T1_t1_0419" at 14570,1570 center
set object 420 rect from 5440,2430 to 5625,2910 lw 1 fs empty
#set label "T1_t1_0420" at 5532,2670 center
set object 421 rect from 28105,1980 to 28595,3420 lw 1 fs empty
#set label "T1_t1_0421" at 28350,2700 center
set object 422 rect from 29625,2510 to 29865,2880 lw 1 fs empty
#set label "T1_t1_0422" at 29745,2695 center
set object 423 rect from 35130,0 to 35550,560 lw 1 fs empty
#set label "T1_t1_0423" at 35340,280 center
set object 424 rect from 29625,1590 to 29705,1730 lw 1 fs empty
#set label "T1_t1_0424" at 29665,1660 center
set object 425 rect from 18070,490 to 18355,1270 lw 1 fs empty
#set label "T1_t1_0425" at 18212,880 center
set object 426 rect from 20830,1830 to 21095,2390 lw 1 fs empty
#set label "T1_t1_0426" at 20962,2110 center
set object 427 rect from 36055,790 to 36170,965 lw 1 fs empty
#set label "T1_t1_0427" at 36112,877 center
set object 428 rect from 23415,2030 to 23620,2590 lw 1 fs empty
#set label "T1_t1_0428" at 23517,2310 center
set object 429 rect from 4365,670 to 4650,1450 lw 1 fs empty
#set label "T1_t1_0429" at 4507,1060 center
set object 430 rect from 21315,1605 to 21505,1755 lw 1 fs empty
#set label "T1_t1_0430" at 21410,1680 center
set object 431 rect from 29265,2805 to 29575,3365 lw 1 fs empty
#set label "T1_t1_0431" at 29420,3085 center
set object 432 rect from 5640,2685 to 5970,3615 lw 1 fs empty
#set label "T1_t1_0432" at 5805,3150 center
set object 433 rect from 22235,2155 to 22485,2505 lw 1 fs empty
#set label "T1_t1_0433" at 22360,2330 center
set object 434 rect from 20860,1480 to 21110,1830 lw 1 fs empty
#set label "T1_t1_0434" at 20985,1655 center
set object 435 rect from 16475,0 to 16775,235 lw 1 fs empty
#set label "T1_t1_0435" at 16625,117 center
set object 436 rect from 36380,1385 to 36595,1645 lw 1 fs empty
#set label "T1_t1_0436" at 36487,1515 center
set object 437 rect from 10545,2740 to 10745,2960 lw 1 fs empty
#set label "T1_t1_0437" at 10645,2850 center
set object 438 rect from 26630,630 to 27015,1560 lw 1 fs empty
#set label "T1_t1_0438" at 26822,1095 center
set object 439 rect from 11555,0 to 11990,250 lw 1 fs empty
#set label "T1_t1_0439" at 11772,125 center
set object 440 rect from 28960,1240 to 29065,1340 lw 1 fs empty
#set label "T1_t1_0440" at 29012,1290 center
set object 441 rect from 32745,1400 to 33030,2180 lw 1 fs empty
#set label "T1_t1_0441" at 32887,1790 center
set object 442 rect from 30610,1650 to 30820,1970 lw 1 fs empty
#set label "T1_t1_0442" at 30715,1810 center
set object 443 rect from 8705,2670 to 9165,3610 lw 1 fs empty
#set label "T1_t1_0443" at 8935,3140 center
set object 444 rect from 620,655 to 845,815 lw 1 fs empty
#set label "T1_t1_0444" at 732,735 center
set object 445 rect from 34040,925 to 34380,1850 lw 1 fs empty
#set label "T1_t1_0445" at 34210,1387 center
set object 446 rect from 37750,560 to 37900,700 lw 1 fs empty
#set label "T1_t1_0446" at 37825,630 center
set object 447 rect from 15970,1860 to 16150,1990 lw 1 fs empty
#set label "T1_t1_0447" at 16060,1925 center
set object 448 rect from 16195,620 to 16460,1180 lw 1 fs empty
#set label "T1_t1_0448" at 16327,900 center
set object 449 rect from 21870,2955 to 22105,3630 lw 1 fs empty
#set label "T1_t1_0449" at 21987,3292 center
set object 450 rect from 11160,1130 to 11285,1280 lw 1 fs empty
#set label "T1_t1_0450" at 11222,1205 center
set object 451 rect from 15555,800 to 15880,1620 lw 1 fs empty
#set label "T1_t1_0451" at 15717,1210 center
set object 452 rect from 36915,2045 to 37150,2720 lw 1 fs empty
#set label "T1_t1_0452" at 37032,2382 center
set object 453 rect from 25565,2250 to 25650,2440 lw 1 fs empty
#set label "T1_t1_0453" at 25607,2345 center
set object 454 rect from 8365,1405 to 8625,2135 lw 1 fs empty
#set label "T1_t1_0454" at 8495,1770 center
set object 455 rect from 33065,560 to 33275,880 lw 1 fs empty
#set label "T1_t1_0455" at 33170,720 center
set object 456 rect from 27365,0 to 27645,540 lw 1 fs empty
#set label "T1_t1_0456" at 27505,270 center
set object 457 rect from 25920,1150 to 26110,1300 lw 1 fs empty
#set label "T1_t1_0457" at 26015,1225 center
set object 458 rect from 22235,1105 to 22485,1455 lw 1 fs empty
#set label "T1_t1_0458" at 22360,1280 center
set object 459 rect from 25240,3480 to 25520,4020 lw 1 fs empty
#set label "T1_t1_0459" at 25380,3750 center
set object 460 rect from 27365,3475 to 27715,3735 lw 1 fs empty
#set label "T1_t1_0460" at 27540,3605 center
set object 461 rect from 35385,1950 to 35550,2430 lw 1 fs empty
#set label "T1_t1_0461" at 35467,2190 center
set object 462 rect from 31045,3280 to 31270,3440 lw 1 fs empty
#set label "T1_t1_0462" at 31157,3360 center
set object 463 rect from 2680,160 to 2775,365 lw 1 fs empty
#set label "T1_t1_0463" at 2727,262 center
set object 464 rect from 10405,1910 to 10720,2350 lw 1 fs empty
#set label "T1_t1_0464" at 10562,2130 center
set object 465 rect from 10405,2350 to 10520,2525 lw 1 fs empty
#set label "T1_t1_0465" at 10462,2437 center
set object 466 rect from 26225,3670 to 26570,4040 lw 1 fs empty
#set label "T1_t1_0466" at 26397,3855 center
set object 467 rect from 18575,3360 to 18980,3970 lw 1 fs empty
#set label "T1_t1_0467" at 18777,3665 center
set object 468 rect from 6760,1010 to 6930,1130 lw 1 fs empty
#set label "T1_t1_0468" at 6845,1070 center
set object 469 rect from 3260,780 to 3325,940 lw 1 fs empty
#set label "T1_t1_0469" at 3292,860 center
set object 470 rect from 12125,2495 to 12360,3170 lw 1 fs empty
#set label "T1_t1_0470" at 12242,2832 center
set object 471 rect from 38395,2060 to 38525,2390 lw 1 fs empty
#set label "T1_t1_0471" at 38460,2225 center
set object 472 rect from 14825,0 to 15115,170 lw 1 fs empty
#set label "T1_t1_0472" at 14970,85 center
set object 473 rect from 31715,280 to 31980,840 lw 1 fs empty
#set label "T1_t1_0473" at 31847,560 center
set object 474 rect from 11555,3820 to 11830,3950 lw 1 fs empty
#set label "T1_t1_0474" at 11692,3885 center
set object 475 rect from 23415,2590 to 23625,2910 lw 1 fs empty
#set label "T1_t1_0475" at 23520,2750 center
set object 476 rect from 22110,1105 to 22235,1255 lw 1 fs empty
#set label "T1_t1_0476" at 22172,1180 center
set object 477 rect from 38130,3540 to 38300,3660 lw 1 fs empty
#set label "T1_t1_0477" at 38215,3600 center
set object 478 rect from 2680,0 to 2905,160 lw 1 fs empty
#set label "T1_t1_0478" at 2792,80 center
set object 479 rect from 32745,2180 to 33040,2880 lw 1 fs empty
#set label "T1_t1_0479" at 32892,2530 center
set object 480 rect from 24775,130 to 24880,230 lw 1 fs empty
#set label "T1_t1_0480" at 24827,180 center
set object 481 rect from 27500,2795 to 27695,3045 lw 1 fs empty
#set label "T1_t1_0481" at 27597,2920 center
set object 482 rect from 22535,1250 to 22805,1790 lw 1 fs empty
#set label "T1_t1_0482" at 22670,1520 center
set object 483 rect from 24260,330 to 24340,470 lw 1 fs empty
#set label "T1_t1_0483" at 24300,400 center
set object 484 rect from 22535,3230 to 22855,3420 lw 1 fs empty
#set label "T1_t1_0484" at 22695,3325 center
set object 485 rect from 2240,0 to 2455,260 lw 1 fs empty
#set label "T1_t1_0485" at 2347,130 center
set object 486 rect from 0,2805 to 185,3285 lw 1 fs empty
#set label "T1_t1_0486" at 92,3045 center
set object 487 rect from 34745,2765 to 35070,3585 lw 1 fs empty
#set label "T1_t1_0487" at 34907,3175 center
set object 488 rect from 11160,2430 to 11550,2960 lw 1 fs empty
#set label "T1_t1_0488" at 11355,2695 center
set object 489 rect from 23625,0 to 23965,925 lw 1 fs empty
#set label "T1_t1_0489" at 23795,462 center
set object 490 rect from 12840,1945 to 13065,2105 lw 1 fs empty
#set label "T1_t1_0490" at 12952,2025 center
set object 491 rect from 12510,370 to 12745,1045 lw 1 fs empty
#set label "T1_t1_0491" at 12627,707 center
set object 492 rect from 30095,2090 to 30415,2280 lw 1 fs empty
#set label "T1_t1_0492" at 30255,2185 center
set object 493 rect from 16475,3415 to 16750,3545 lw 1 fs empty
#set label "T1_t1_0493" at 16612,3480 center
set object 494 rect from 16620,2105 to 16790,2225 lw 1 fs empty
#set label "T1_t1_0494" at 16705,2165 center
set object 495 rect from 37175,910 to 37280,1010 lw 1 fs empty
#set label "T1_t1_0495" at 37227,960 center
set object 496 rect from 28850,2090 to 28955,2190 lw 1 fs empty
#set label "T1_t1_0496" at 28902,2140 center
set object 497 rect from 17040,0 to 17295,640 lw 1 fs empty
#set label "T1_t1_0497" at 17167,320 center
set object 498 rect from 21830,1540 to 21870,1650 lw 1 fs empty
#set label "T1_t1_0498" at 21850,1595 center
set object 499 rect from 22855,3475 to 23125,4015 lw 1 fs empty
#set label "T1_t1_0499" at 22990,3745 center
set object 500 rect from 14470,1310 to 14660,1460 lw 1 fs empty
#set label "T1_t1_0500" at 14565,1385 center
set object 501 rect from 21205,2560 to 21515,3120 lw 1 fs empty
#set label "T1_t1_0501" at 21360,2840 center
set object 502 rect from 32175,1450 to 32330,1650 lw 1 fs empty
#set label "T1_t1_0502" at 32252,1550 center
set object 503 rect from 7810,1260 to 8060,1610 lw 1 fs empty
#set label "T1_t1_0503" at 7935,1435 center
set object 504 rect from 5260,890 to 5595,1840 lw 1 fs empty
#set label "T1_t1_0504" at 5427,1365 center
set object 505 rect from 13940,2405 to 14195,3045 lw 1 fs empty
#set label "T1_t1_0505" at 14067,2725 center
set object 506 rect from 25585,3260 to 25785,3480 lw 1 fs empty
#set label "T1_t1_0506" at 25685,3370 center
set object 507 rect from 30195,2900 to 30445,3250 lw 1 fs empty
#set label "T1_t1_0507" at 30320,3075 center
set object 508 rect from 4870,1310 to 5245,1640 lw 1 fs empty
#set label "T1_t1_0508" at 5057,1475 center
set object 509 rect from 31220,2530 to 31380,2960 lw 1 fs empty
#set label "T1_t1_0509" at 31300,2745 center
set object 510 rect from 540,0 to 725,480 lw 1 fs empty
#set label "T1_t1_0510" at 632,240 center
set object 511 rect from 16635,235 to 17000,605 lw 1 fs empty
#set label "T1_t1_0511" at 16817,420 center
set object 512 rect from 35005,910 to 35105,1180 lw 1 fs empty
#set label "T1_t1_0512" at 35055,1045 center
set object 513 rect from 11555,250 to 11725,370 lw 1 fs empty
#set label "T1_t1_0513" at 11640,310 center
set object 514 rect from 17685,0 to 18070,930 lw 1 fs empty
#set label "T1_t1_0514" at 17877,465 center
set object 515 rect from 19045,2165 to 19180,2505 lw 1 fs empty
#set label "T1_t1_0515" at 19112,2335 center
set object 516 rect from 5970,1550 to 6135,2030 lw 1 fs empty
#set label "T1_t1_0516" at 6052,1790 center
set object 517 rect from 29625,0 to 29915,170 lw 1 fs empty
#set label "T1_t1_0517" at 29770,85 center
set object 518 rect from 505,3555 to 665,3985 lw 1 fs empty
#set label "T1_t1_0518" at 585,3770 center
set object 519 rect from 21830,3630 to 22075,3910 lw 1 fs empty
#set label "T1_t1_0519" at 21952,3770 center
set object 520 rect from 1040,490 to 1215,920 lw 1 fs empty
#set label "T1_t1_0520" at 1127,705 center
set object 521 rect from 5970,630 to 6090,690 lw 1 fs empty
#set label "T1_t1_0521" at 6030,660 center
set object 522 rect from 7195,3060 to 7390,3310 lw 1 fs empty
#set label "T1_t1_0522" at 7292,3185 center
set object 523 rect from 17910,2530 to 18060,2670 lw 1 fs empty
#set label "T1_t1_0523" at 17985,2600 center
set object 524 rect from 30815,2790 to 31000,3270 lw 1 fs empty
#set label "T1_t1_0524" at 30907,3030 center
set object 525 rect from 1215,1210 to 1455,1580 lw 1 fs empty
#set label "T1_t1_0525" at 1335,1395 center
set object 526 rect from 26840,1560 to 27000,1990 lw 1 fs empty
#set label "T1_t1_0526" at 26920,1775 center
set object 527 rect from 29400,1170 to 29605,1730 lw 1 fs empty
#set label "T1_t1_0527" at 29502,1450 center
set object 528 rect from 3010,0 to 3295,780 lw 1 fs empty
#set label "T1_t1_0528" at 3152,390 center
set object 529 rect from 17735,1280 to 18065,2210 lw 1 fs empty
#set label "T1_t1_0529" at 17900,1745 center
set object 530 rect from 37645,1720 to 37935,1890 lw 1 fs empty
#set label "T1_t1_0530" at 37790,1805 center
set object 531 rect from 19180,2165 to 19390,2485 lw 1 fs empty
#set label "T1_t1_0531" at 19285,2325 center
set object 532 rect from 10145,1680 to 10405,2410 lw 1 fs empty
#set label "T1_t1_0532" at 10275,2045 center
set object 533 rect from 29705,1590 to 29980,1720 lw 1 fs empty
#set label "T1_t1_0533" at 29842,1655 center
set object 534 rect from 6570,3040 to 6930,3220 lw 1 fs empty
#set label "T1_t1_0534" at 6750,3130 center
set object 535 rect from 20250,2960 to 20665,4010 lw 1 fs empty
#set label "T1_t1_0535" at 20457,3485 center
set object 536 rect from 6135,1550 to 6555,2110 lw 1 fs empty
#set label "T1_t1_0536" at 6345,1830 center
set object 537 rect from 32340,620 to 32550,940 lw 1 fs empty
#set label "T1_t1_0537" at 32445,780 center
set object 538 rect from 10730,260 to 10775,350 lw 1 fs empty
#set label "T1_t1_0538" at 10752,305 center
set object 539 rect from 7210,1690 to 7415,2250 lw 1 fs empty
#set label "T1_t1_0539" at 7312,1970 center
set object 540 rect from 23190,490 to 23315,640 lw 1 fs empty
#set label "T1_t1_0540" at 23252,565 center
set object 541 rect from 8095,0 to 8365,540 lw 1 fs empty
#set label "T1_t1_0541" at 8230,270 center
set object 542 rect from 29625,3770 to 30060,4020 lw 1 fs empty
#set label "T1_t1_0542" at 29842,3895 center
set object 543 rect from 19180,2745 to 19395,3005 lw 1 fs empty
#set label "T1_t1_0543" at 19287,2875 center
set object 544 rect from 10520,2610 to 10795,2740 lw 1 fs empty
#set label "T1_t1_0544" at 10657,2675 center
set object 545 rect from 17040,2635 to 17270,3255 lw 1 fs empty
#set label "T1_t1_0545" at 17155,2945 center
set object 546 rect from 33475,3455 to 33895,4015 lw 1 fs empty
#set label "T1_t1_0546" at 33685,3735 center
set object 547 rect from 4230,1820 to 4480,2170 lw 1 fs empty
#set label "T1_t1_0547" at 4355,1995 center
set object 548 rect from 1595,1730 to 1915,1920 lw 1 fs empty
#set label "T1_t1_0548" at 1755,1825 center
set object 549 rect from 4910,3080 to 5175,3640 lw 1 fs empty
#set label "T1_t1_0549" at 5042,3360 center
set object 550 rect from 23305,1780 to 23415,2090 lw 1 fs empty
#set label "T1_t1_0550" at 23360,1935 center
set object 551 rect from 35570,1150 to 35910,2075 lw 1 fs empty
#set label "T1_t1_0551" at 35740,1612 center
set object 552 rect from 17720,2210 to 17780,2310 lw 1 fs empty
#set label "T1_t1_0552" at 17750,2260 center
set object 553 rect from 37645,3385 to 37900,4025 lw 1 fs empty
#set label "T1_t1_0553" at 37772,3705 center
set object 554 rect from 18355,950 to 18510,1150 lw 1 fs empty
#set label "T1_t1_0554" at 18432,1050 center
set object 555 rect from 18200,2370 to 18535,3320 lw 1 fs empty
#set label "T1_t1_0555" at 18367,2845 center
set object 556 rect from 32340,0 to 32570,620 lw 1 fs empty
#set label "T1_t1_0556" at 32455,310 center
set object 557 rect from 3825,1340 to 4155,2270 lw 1 fs empty
#set label "T1_t1_0557" at 3990,1805 center
set object 558 rect from 31045,1050 to 31175,1380 lw 1 fs empty
#set label "T1_t1_0558" at 31110,1215 center
set object 559 rect from 22170,2655 to 22445,2785 lw 1 fs empty
#set label "T1_t1_0559" at 22307,2720 center
set object 560 rect from 17335,0 to 17660,820 lw 1 fs empty
#set label "T1_t1_0560" at 17497,410 center
set object 561 rect from 32035,2430 to 32430,2920 lw 1 fs empty
#set label "T1_t1_0561" at 32232,2675 center
set object 562 rect from 32570,1400 to 32745,1830 lw 1 fs empty
#set label "T1_t1_0562" at 32657,1615 center
set object 563 rect from 30170,2460 to 30485,2900 lw 1 fs empty
#set label "T1_t1_0563" at 30327,2680 center
set object 564 rect from 2395,2200 to 2665,2740 lw 1 fs empty
#set label "T1_t1_0564" at 2530,2470 center
set object 565 rect from 3345,3545 to 3725,3845 lw 1 fs empty
#set label "T1_t1_0565" at 3535,3695 center
set object 566 rect from 5640,2125 to 5950,2685 lw 1 fs empty
#set label "T1_t1_0566" at 5795,2405 center
set object 567 rect from 9350,2980 to 9535,3460 lw 1 fs empty
#set label "T1_t1_0567" at 9442,3220 center
set object 568 rect from 31045,3440 to 31420,3770 lw 1 fs empty
#set label "T1_t1_0568" at 31232,3605 center
set object 569 rect from 8035,1730 to 8365,2660 lw 1 fs empty
#set label "T1_t1_0569" at 8200,2195 center
set object 570 rect from 16195,1720 to 16470,1850 lw 1 fs empty
#set label "T1_t1_0570" at 16332,1785 center
set object 571 rect from 29835,1270 to 29985,1410 lw 1 fs empty
#set label "T1_t1_0571" at 29910,1340 center
set object 572 rect from 10145,950 to 10405,1680 lw 1 fs empty
#set label "T1_t1_0572" at 10275,1315 center
set object 573 rect from 12510,1045 to 12605,1250 lw 1 fs empty
#set label "T1_t1_0573" at 12557,1147 center
set object 574 rect from 22480,2655 to 22525,2745 lw 1 fs empty
#set label "T1_t1_0574" at 22502,2700 center
set object 575 rect from 15130,0 to 15470,925 lw 1 fs empty
#set label "T1_t1_0575" at 15300,462 center
set object 576 rect from 34040,3360 to 34460,3920 lw 1 fs empty
#set label "T1_t1_0576" at 34250,3640 center
set object 577 rect from 14695,220 to 14825,550 lw 1 fs empty
#set label "T1_t1_0577" at 14760,385 center
set object 578 rect from 5260,3060 to 5265,3070 lw 1 fs empty
#set label "T1_t1_0578" at 5262,3065 center
set object 579 rect from 13750,2175 to 13940,2325 lw 1 fs empty
#set label "T1_t1_0579" at 13845,2250 center
set object 580 rect from 26630,280 to 26810,410 lw 1 fs empty
#set label "T1_t1_0580" at 26720,345 center
set object 581 rect from 30485,3650 to 30665,3780 lw 1 fs empty
#set label "T1_t1_0581" at 30575,3715 center
set object 582 rect from 29265,3365 to 29495,3985 lw 1 fs empty
#set label "T1_t1_0582" at 29380,3675 center
set object 583 rect from 30610,2790 to 30815,3350 lw 1 fs empty
#set label "T1_t1_0583" at 30712,3070 center
set object 584 rect from 17500,990 to 17685,1470 lw 1 fs empty
#set label "T1_t1_0584" at 17592,1230 center
set object 585 rect from 11555,890 to 11875,1080 lw 1 fs empty
#set label "T1_t1_0585" at 11715,985 center
set object 586 rect from 17685,2210 to 17720,2310 lw 1 fs empty
#set label "T1_t1_0586" at 17702,2260 center
set object 587 rect from 38500,1520 to 38770,2060 lw 1 fs empty
#set label "T1_t1_0587" at 38635,1790 center
set object 588 rect from 28290,1050 to 28485,1300 lw 1 fs empty
#set label "T1_t1_0588" at 28387,1175 center
set object 589 rect from 14865,3020 to 14990,3170 lw 1 fs empty
#set label "T1_t1_0589" at 14927,3095 center
set object 590 rect from 24470,810 to 24775,1700 lw 1 fs empty
#set label "T1_t1_0590" at 24622,1255 center
set object 591 rect from 29425,1950 to 29605,2080 lw 1 fs empty
#set label "T1_t1_0591" at 29515,2015 center
set object 592 rect from 13940,1610 to 14030,1730 lw 1 fs empty
#set label "T1_t1_0592" at 13985,1670 center
set object 593 rect from 4230,0 to 4600,240 lw 1 fs empty
#set label "T1_t1_0593" at 4415,120 center
set object 594 rect from 22245,260 to 22480,935 lw 1 fs empty
#set label "T1_t1_0594" at 22362,597 center
set object 595 rect from 20665,0 to 21110,490 lw 1 fs empty
#set label "T1_t1_0595" at 20887,245 center
set object 596 rect from 8365,3645 to 8605,4015 lw 1 fs empty
#set label "T1_t1_0596" at 8485,3830 center
set object 597 rect from 33475,1010 to 33805,1940 lw 1 fs empty
#set label "T1_t1_0597" at 33640,1475 center
set object 598 rect from 34615,0 to 34970,210 lw 1 fs empty
#set label "T1_t1_0598" at 34792,105 center
set object 599 rect from 9720,1210 to 9940,1640 lw 1 fs empty
#set label "T1_t1_0599" at 9830,1425 center
set object 600 rect from 125,430 to 515,960 lw 1 fs empty
#set label "T1_t1_0600" at 320,695 center
set object 601 rect from 8870,1450 to 9075,2010 lw 1 fs empty
#set label "T1_t1_0601" at 8972,1730 center
set object 602 rect from 11645,2030 to 11840,2280 lw 1 fs empty
#set label "T1_t1_0602" at 11742,2155 center
set object 603 rect from 12605,1045 to 12835,1665 lw 1 fs empty
#set label "T1_t1_0603" at 12720,1355 center
set object 604 rect from 7465,2080 to 7795,3010 lw 1 fs empty
#set label "T1_t1_0604" at 7630,2545 center
set object 605 rect from 5640,1720 to 5940,1955 lw 1 fs empty
#set label "T1_t1_0605" at 5790,1837 center
set object 606 rect from 35130,2885 to 35505,3215 lw 1 fs empty
#set label "T1_t1_0606" at 35317,3050 center
set object 607 rect from 4230,1450 to 4595,1820 lw 1 fs empty
#set label "T1_t1_0607" at 4412,1635 center
set object 608 rect from 34745,2435 to 35120,2765 lw 1 fs empty
#set label "T1_t1_0608" at 34932,2600 center
set object 609 rect from 5970,2750 to 6445,3280 lw 1 fs empty
#set label "T1_t1_0609" at 6207,3015 center
set object 610 rect from 29375,350 to 29545,470 lw 1 fs empty
#set label "T1_t1_0610" at 29460,410 center
set object 611 rect from 4910,3845 to 5080,3965 lw 1 fs empty
#set label "T1_t1_0611" at 4995,3905 center
set object 612 rect from 29625,3510 to 29975,3770 lw 1 fs empty
#set label "T1_t1_0612" at 29800,3640 center
set object 613 rect from 13290,1440 to 13495,2000 lw 1 fs empty
#set label "T1_t1_0613" at 13392,1720 center
set object 614 rect from 11725,430 to 12105,730 lw 1 fs empty
#set label "T1_t1_0614" at 11915,580 center
set object 615 rect from 32570,860 to 32840,1400 lw 1 fs empty
#set label "T1_t1_0615" at 32705,1130 center
set object 616 rect from 36380,180 to 36770,710 lw 1 fs empty
#set label "T1_t1_0616" at 36575,445 center
set object 617 rect from 29265,0 to 29375,310 lw 1 fs empty
#set label "T1_t1_0617" at 29320,155 center
set object 618 rect from 36055,1110 to 36340,1890 lw 1 fs empty
#set label "T1_t1_0618" at 36197,1500 center
set object 619 rect from 6955,3310 to 7090,3650 lw 1 fs empty
#set label "T1_t1_0619" at 7022,3480 center
set object 620 rect from 19625,1505 to 19760,1845 lw 1 fs empty
#set label "T1_t1_0620" at 19692,1675 center
set object 621 rect from 33065,3330 to 33345,3870 lw 1 fs empty
#set label "T1_t1_0621" at 33205,3600 center
set object 622 rect from 215,960 to 505,1130 lw 1 fs empty
#set label "T1_t1_0622" at 360,1045 center
set object 623 rect from 9980,2950 to 10395,4000 lw 1 fs empty
#set label "T1_t1_0623" at 10187,3475 center
set object 624 rect from 28420,3790 to 28720,4025 lw 1 fs empty
#set label "T1_t1_0624" at 28570,3907 center
set object 625 rect from 26630,1560 to 26840,1880 lw 1 fs empty
#set label "T1_t1_0625" at 26735,1720 center
set object 626 rect from 7805,1730 to 7980,2160 lw 1 fs empty
#set label "T1_t1_0626" at 7892,1945 center
set object 627 rect from 18575,1870 to 19025,2500 lw 1 fs empty
#set label "T1_t1_0627" at 18800,2185 center
set object 628 rect from 28485,1590 to 28760,1720 lw 1 fs empty
#set label "T1_t1_0628" at 28622,1655 center
set object 629 rect from 38525,2880 to 38860,3830 lw 1 fs empty
#set label "T1_t1_0629" at 38692,3355 center
set object 630 rect from 29920,1720 to 30075,1920 lw 1 fs empty
#set label "T1_t1_0630" at 29997,1820 center
set object 631 rect from 38220,3210 to 38370,3350 lw 1 fs empty
#set label "T1_t1_0631" at 38295,3280 center
set object 632 rect from 19530,0 to 19705,430 lw 1 fs empty
#set label "T1_t1_0632" at 19617,215 center
set object 633 rect from 23965,330 to 24230,890 lw 1 fs empty
#set label "T1_t1_0633" at 24097,610 center
set object 634 rect from 22245,935 to 22535,1105 lw 1 fs empty
#set label "T1_t1_0634" at 22390,1020 center
set object 635 rect from 31715,3165 to 31985,3705 lw 1 fs empty
#set label "T1_t1_0635" at 31850,3435 center
set object 636 rect from 31045,0 to 31460,1050 lw 1 fs empty
#set label "T1_t1_0636" at 31252,525 center
set object 637 rect from 540,815 to 1040,2195 lw 1 fs empty
#set label "T1_t1_0637" at 790,1505 center
set object 638 rect from 28960,1930 to 29225,2490 lw 1 fs empty
#set label "T1_t1_0638" at 29092,2210 center
set object 639 rect from 23625,925 to 23960,1875 lw 1 fs empty
#set label "T1_t1_0639" at 23792,1400 center
set object 640 rect from 16475,3545 to 16645,3665 lw 1 fs empty
#set label "T1_t1_0640" at 16560,3605 center
set object 641 rect from 28960,3270 to 29215,3910 lw 1 fs empty
#set label "T1_t1_0641" at 29087,3590 center
set object 642 rect from 9535,2980 to 9675,3150 lw 1 fs empty
#set label "T1_t1_0642" at 9605,3065 center
set object 643 rect from 15130,3395 to 15410,3935 lw 1 fs empty
#set label "T1_t1_0643" at 15270,3665 center
set object 644 rect from 30610,1480 to 30900,1650 lw 1 fs empty
#set label "T1_t1_0644" at 30755,1565 center
set object 645 rect from 16610,1035 to 16660,1075 lw 1 fs empty
#set label "T1_t1_0645" at 16635,1055 center
set object 646 rect from 1915,1720 to 2230,2160 lw 1 fs empty
#set label "T1_t1_0646" at 2072,1940 center
set object 647 rect from 21830,730 to 22095,1290 lw 1 fs empty
#set label "T1_t1_0647" at 21962,1010 center
set object 648 rect from 36595,2785 to 36835,3155 lw 1 fs empty
#set label "T1_t1_0648" at 36715,2970 center
set object 649 rect from 23415,1780 to 23610,2030 lw 1 fs empty
#set label "T1_t1_0649" at 23512,1905 center
set object 650 rect from 8705,2490 to 9065,2670 lw 1 fs empty
#set label "T1_t1_0650" at 8885,2580 center
set object 651 rect from 24775,2640 to 25240,3930 lw 1 fs empty
#set label "T1_t1_0651" at 25007,3285 center
set object 652 rect from 21520,560 to 21705,1040 lw 1 fs empty
#set label "T1_t1_0652" at 21612,800 center
set object 653 rect from 24340,460 to 24590,810 lw 1 fs empty
#set label "T1_t1_0653" at 24465,635 center
set object 654 rect from 17850,3550 to 18050,3770 lw 1 fs empty
#set label "T1_t1_0654" at 17950,3660 center
set object 655 rect from 10405,260 to 10715,820 lw 1 fs empty
#set label "T1_t1_0655" at 10560,540 center
set object 656 rect from 37645,560 to 37750,660 lw 1 fs empty
#set label "T1_t1_0656" at 37697,610 center
set object 657 rect from 28595,1720 to 28940,2090 lw 1 fs empty
#set label "T1_t1_0657" at 28767,1905 center
set object 658 rect from 24390,3070 to 24710,3260 lw 1 fs empty
#set label "T1_t1_0658" at 24550,3165 center
set object 659 rect from 3630,960 to 3815,1440 lw 1 fs empty
#set label "T1_t1_0659" at 3722,1200 center
set object 660 rect from 33650,2115 to 33965,2555 lw 1 fs empty
#set label "T1_t1_0660" at 33807,2335 center
set object 661 rect from 11890,890 to 12075,1370 lw 1 fs empty
#set label "T1_t1_0661" at 11982,1130 center
set object 662 rect from 13750,2325 to 13930,2455 lw 1 fs empty
#set label "T1_t1_0662" at 13840,2390 center
set object 663 rect from 17780,2210 to 17990,2530 lw 1 fs empty
#set label "T1_t1_0663" at 17885,2370 center
set object 664 rect from 37300,1470 to 37635,2420 lw 1 fs empty
#set label "T1_t1_0664" at 37467,1945 center
set object 665 rect from 27990,925 to 28085,1130 lw 1 fs empty
#set label "T1_t1_0665" at 28037,1027 center
set object 666 rect from 8705,3610 to 9050,3980 lw 1 fs empty
#set label "T1_t1_0666" at 8877,3795 center
set object 667 rect from 21110,930 to 21345,1605 lw 1 fs empty
#set label "T1_t1_0667" at 21227,1267 center
set object 668 rect from 18575,2710 to 19000,3360 lw 1 fs empty
#set label "T1_t1_0668" at 18787,3035 center
set object 669 rect from 2775,975 to 2930,1175 lw 1 fs empty
#set label "T1_t1_0669" at 2852,1075 center
set object 670 rect from 9520,560 to 9705,1040 lw 1 fs empty
#set label "T1_t1_0670" at 9612,800 center
set object 671 rect from 4670,3080 to 4910,3450 lw 1 fs empty
#set label "T1_t1_0671" at 4790,3265 center
set object 672 rect from 7465,930 to 7680,1190 lw 1 fs empty
#set label "T1_t1_0672" at 7572,1060 center
set object 673 rect from 4230,2650 to 4570,3575 lw 1 fs empty
#set label "T1_t1_0673" at 4400,3112 center
set object 674 rect from 24340,3260 to 24750,3890 lw 1 fs empty
#set label "T1_t1_0674" at 24545,3575 center
set object 675 rect from 9720,2370 to 9980,3100 lw 1 fs empty
#set label "T1_t1_0675" at 9850,2735 center
set object 676 rect from 3825,2800 to 4225,3750 lw 1 fs empty
#set label "T1_t1_0676" at 4025,3275 center
set object 677 rect from 13180,130 to 13220,240 lw 1 fs empty
#set label "T1_t1_0677" at 13200,185 center
set object 678 rect from 17735,1060 to 17935,1280 lw 1 fs empty
#set label "T1_t1_0678" at 17835,1170 center
set object 679 rect from 10520,2960 to 10730,3280 lw 1 fs empty
#set label "T1_t1_0679" at 10625,3120 center
set object 680 rect from 19990,3030 to 20235,3310 lw 1 fs empty
#set label "T1_t1_0680" at 20112,3170 center
set object 681 rect from 24775,230 to 25220,720 lw 1 fs empty
#set label "T1_t1_0681" at 24997,475 center
set object 682 rect from 31460,2205 to 31715,2845 lw 1 fs empty
#set label "T1_t1_0682" at 31587,2525 center
set object 683 rect from 22855,3305 to 23145,3475 lw 1 fs empty
#set label "T1_t1_0683" at 23000,3390 center
set object 684 rect from 22170,3345 to 22440,3885 lw 1 fs empty
#set label "T1_t1_0684" at 22305,3615 center
set object 685 rect from 34040,0 to 34380,925 lw 1 fs empty
#set label "T1_t1_0685" at 34210,462 center
set object 686 rect from 22535,0 to 22855,190 lw 1 fs empty
#set label "T1_t1_0686" at 22695,95 center
set object 687 rect from 18070,1270 to 18200,1600 lw 1 fs empty
#set label "T1_t1_0687" at 18135,1435 center
set object 688 rect from 7090,3520 to 7465,3850 lw 1 fs empty
#set label "T1_t1_0688" at 7277,3685 center
set object 689 rect from 38075,1160 to 38380,2050 lw 1 fs empty
#set label "T1_t1_0689" at 38227,1605 center
set object 690 rect from 36055,1890 to 36250,2140 lw 1 fs empty
#set label "T1_t1_0690" at 36152,2015 center
set object 691 rect from 27500,3045 to 27540,3155 lw 1 fs empty
#set label "T1_t1_0691" at 27520,3100 center
set object 692 rect from 13745,3385 to 13935,3535 lw 1 fs empty
#set label "T1_t1_0692" at 13840,3460 center
set object 693 rect from 32175,1650 to 32300,1800 lw 1 fs empty
#set label "T1_t1_0693" at 32237,1725 center
set object 694 rect from 17685,930 to 17735,970 lw 1 fs empty
#set label "T1_t1_0694" at 17710,950 center
set object 695 rect from 19895,1620 to 20180,2400 lw 1 fs empty
#set label "T1_t1_0695" at 20037,2010 center
set object 696 rect from 7465,3010 to 7805,3935 lw 1 fs empty
#set label "T1_t1_0696" at 7635,3472 center
set object 697 rect from 26640,2530 to 26895,3170 lw 1 fs empty
#set label "T1_t1_0697" at 26767,2850 center
set object 698 rect from 3345,0 to 3705,180 lw 1 fs empty
#set label "T1_t1_0698" at 3525,90 center
set object 699 rect from 19430,1845 to 19630,2065 lw 1 fs empty
#set label "T1_t1_0699" at 19530,1955 center
set object 700 rect from 16475,1545 to 16620,1945 lw 1 fs empty
#set label "T1_t1_0700" at 16547,1745 center
set object 701 rect from 19990,2400 to 20240,2750 lw 1 fs empty
#set label "T1_t1_0701" at 20115,2575 center
set object 702 rect from 10405,1300 to 10545,1470 lw 1 fs empty
#set label "T1_t1_0702" at 10475,1385 center
set object 703 rect from 8365,3085 to 8675,3645 lw 1 fs empty
#set label "T1_t1_0703" at 8520,3365 center
set object 704 rect from 13595,1680 to 13810,1940 lw 1 fs empty
#set label "T1_t1_0704" at 13702,1810 center
set object 705 rect from 9980,950 to 10145,1430 lw 1 fs empty
#set label "T1_t1_0705" at 10062,1190 center
set object 706 rect from 11160,0 to 11550,530 lw 1 fs empty
#set label "T1_t1_0706" at 11355,265 center
set object 707 rect from 37945,3540 to 38130,4020 lw 1 fs empty
#set label "T1_t1_0707" at 38037,3780 center
set object 708 rect from 12840,1055 to 12960,1115 lw 1 fs empty
#set label "T1_t1_0708" at 12900,1085 center
set object 709 rect from 34615,2105 to 34745,2435 lw 1 fs empty
#set label "T1_t1_0709" at 34680,2270 center
set object 710 rect from 2775,300 to 3010,975 lw 1 fs empty
#set label "T1_t1_0710" at 2892,637 center
set object 711 rect from 25810,1300 to 26135,2120 lw 1 fs empty
#set label "T1_t1_0711" at 25972,1710 center
set object 712 rect from 19430,3235 to 19840,3865 lw 1 fs empty
#set label "T1_t1_0712" at 19635,3550 center
set object 713 rect from 32035,1800 to 32485,2430 lw 1 fs empty
#set label "T1_t1_0713" at 32260,2115 center
set object 714 rect from 4875,1640 to 5205,2570 lw 1 fs empty
#set label "T1_t1_0714" at 5040,2105 center
set object 715 rect from 34805,210 to 35100,910 lw 1 fs empty
#set label "T1_t1_0715" at 34952,560 center
set object 716 rect from 16195,2490 to 16475,3030 lw 1 fs empty
#set label "T1_t1_0716" at 16335,2760 center
set object 717 rect from 20070,260 to 20250,390 lw 1 fs empty
#set label "T1_t1_0717" at 20160,325 center
set object 718 rect from 13290,480 to 13425,820 lw 1 fs empty
#set label "T1_t1_0718" at 13357,650 center
set object 719 rect from 8095,540 to 8160,700 lw 1 fs empty
#set label "T1_t1_0719" at 8127,620 center
set object 720 rect from 300,150 to 325,160 lw 1 fs empty
#set label "T1_t1_0720" at 312,155 center
set object 721 rect from 11555,1080 to 11890,2030 lw 1 fs empty
#set label "T1_t1_0721" at 11722,1555 center
set object 722 rect from 6570,3500 to 6950,3800 lw 1 fs empty
#set label "T1_t1_0722" at 6760,3650 center
set object 723 rect from 31715,2175 to 31970,2815 lw 1 fs empty
#set label "T1_t1_0723" at 31842,2495 center
set object 724 rect from 21830,0 to 22090,730 lw 1 fs empty
#set label "T1_t1_0724" at 21960,365 center
set object 725 rect from 11285,1130 to 11410,1280 lw 1 fs empty
#set label "T1_t1_0725" at 11347,1205 center
set object 726 rect from 19045,1725 to 19360,2165 lw 1 fs empty
#set label "T1_t1_0726" at 19202,1945 center
set object 727 rect from 27500,2190 to 27615,2365 lw 1 fs empty
#set label "T1_t1_0727" at 27557,2277 center
set object 728 rect from 16195,3180 to 16465,3720 lw 1 fs empty
#set label "T1_t1_0728" at 16330,3450 center
set object 729 rect from 37945,1160 to 38075,1490 lw 1 fs empty
#set label "T1_t1_0729" at 38010,1325 center
set object 730 rect from 23305,3480 to 23475,3600 lw 1 fs empty
#set label "T1_t1_0730" at 23390,3540 center
set object 731 rect from 36055,350 to 36370,790 lw 1 fs empty
#set label "T1_t1_0731" at 36212,570 center
set object 732 rect from 21110,1605 to 21315,2165 lw 1 fs empty
#set label "T1_t1_0732" at 21212,1885 center
set object 733 rect from 33065,2700 to 33475,3330 lw 1 fs empty
#set label "T1_t1_0733" at 33270,3015 center
set object 734 rect from 3435,1740 to 3700,2300 lw 1 fs empty
#set label "T1_t1_0734" at 3567,2020 center
set object 735 rect from 20775,1310 to 20915,1480 lw 1 fs empty
#set label "T1_t1_0735" at 20845,1395 center
set object 736 rect from 34615,1180 to 34790,1610 lw 1 fs empty
#set label "T1_t1_0736" at 34702,1395 center
set object 737 rect from 29265,1950 to 29425,2380 lw 1 fs empty
#set label "T1_t1_0737" at 29345,2165 center
set object 738 rect from 19045,3625 to 19335,3795 lw 1 fs empty
#set label "T1_t1_0738" at 19190,3710 center
set object 739 rect from 19530,560 to 19830,795 lw 1 fs empty
#set label "T1_t1_0739" at 19680,677 center
set object 740 rect from 10405,0 to 10755,260 lw 1 fs empty
#set label "T1_t1_0740" at 10580,130 center
set object 741 rect from 26630,0 to 26875,280 lw 1 fs empty
#set label "T1_t1_0741" at 26752,140 center
set object 742 rect from 11725,730 to 11950,890 lw 1 fs empty
#set label "T1_t1_0742" at 11837,810 center
set object 743 rect from 21870,1540 to 22110,1910 lw 1 fs empty
#set label "T1_t1_0743" at 21990,1725 center
set object 744 rect from 38380,630 to 38395,670 lw 1 fs empty
#set label "T1_t1_0744" at 38387,650 center
set object 745 rect from 26640,3170 to 27015,3500 lw 1 fs empty
#set label "T1_t1_0745" at 26827,3335 center
set object 746 rect from 14825,2460 to 14865,2570 lw 1 fs empty
#set label "T1_t1_0746" at 14845,2515 center
set object 747 rect from 30095,2280 to 30455,2460 lw 1 fs empty
#set label "T1_t1_0747" at 30275,2370 center
set object 748 rect from 8870,820 to 9190,1010 lw 1 fs empty
#set label "T1_t1_0748" at 9030,915 center
set object 749 rect from 27365,2190 to 27500,2530 lw 1 fs empty
#set label "T1_t1_0749" at 27432,2360 center
set object 750 rect from 32715,120 to 32900,600 lw 1 fs empty
#set label "T1_t1_0750" at 32807,360 center
set object 751 rect from 24390,1700 to 24705,2140 lw 1 fs empty
#set label "T1_t1_0751" at 24547,1920 center
set object 752 rect from 8870,1010 to 9185,1450 lw 1 fs empty
#set label "T1_t1_0752" at 9027,1230 center
set object 753 rect from 1625,800 to 1850,960 lw 1 fs empty
#set label "T1_t1_0753" at 1737,880 center
set object 754 rect from 6090,1310 to 6460,1550 lw 1 fs empty
#set label "T1_t1_0754" at 6275,1430 center
set object 755 rect from 1230,2880 to 1410,3010 lw 1 fs empty
#set label "T1_t1_0755" at 1320,2945 center
set object 756 rect from 14865,2460 to 15070,3020 lw 1 fs empty
#set label "T1_t1_0756" at 14967,2740 center
set object 757 rect from 300,0 to 490,150 lw 1 fs empty
#set label "T1_t1_0757" at 395,75 center
set object 758 rect from 30485,1480 to 30610,1630 lw 1 fs empty
#set label "T1_t1_0758" at 30547,1555 center
set object 759 rect from 22110,0 to 22460,260 lw 1 fs empty
#set label "T1_t1_0759" at 22285,130 center
set object 760 rect from 12125,2285 to 12480,2495 lw 1 fs empty
#set label "T1_t1_0760" at 12302,2390 center
set object 761 rect from 13940,3045 to 14325,3975 lw 1 fs empty
#set label "T1_t1_0761" at 14132,3510 center
set object 762 rect from 32035,560 to 32340,1450 lw 1 fs empty
#set label "T1_t1_0762" at 32187,1005 center
set object 763 rect from 22855,1185 to 23150,1885 lw 1 fs empty
#set label "T1_t1_0763" at 23002,1535 center
set object 764 rect from 4010,480 to 4230,910 lw 1 fs empty
#set label "T1_t1_0764" at 4120,695 center
set object 765 rect from 8870,0 to 9195,820 lw 1 fs empty
#set label "T1_t1_0765" at 9032,410 center
set object 766 rect from 13065,1945 to 13285,2375 lw 1 fs empty
#set label "T1_t1_0766" at 13175,2160 center
set object 767 rect from 5510,3760 to 5615,3860 lw 1 fs empty
#set label "T1_t1_0767" at 5562,3810 center
set object 768 rect from 7805,350 to 7810,360 lw 1 fs empty
#set label "T1_t1_0768" at 7807,355 center
set object 769 rect from 15240,1465 to 15390,1605 lw 1 fs empty
#set label "T1_t1_0769" at 15315,1535 center
set object 770 rect from 12840,0 to 13115,130 lw 1 fs empty
#set label "T1_t1_0770" at 12977,65 center
set object 771 rect from 12605,1665 to 12825,2095 lw 1 fs empty
#set label "T1_t1_0771" at 12715,1880 center
set object 772 rect from 32570,3800 to 33000,4030 lw 1 fs empty
#set label "T1_t1_0772" at 32785,3915 center
set object 773 rect from 29705,1980 to 30095,2510 lw 1 fs empty
#set label "T1_t1_0773" at 29900,2245 center
set object 774 rect from 37645,1020 to 37940,1720 lw 1 fs empty
#set label "T1_t1_0774" at 37792,1370 center
set object 775 rect from 10900,1660 to 11135,2335 lw 1 fs empty
#set label "T1_t1_0775" at 11017,1997 center
set object 776 rect from 21870,1910 to 22110,2280 lw 1 fs empty
#set label "T1_t1_0776" at 21990,2095 center
set object 777 rect from 22170,2785 to 22480,3345 lw 1 fs empty
#set label "T1_t1_0777" at 22325,3065 center
set object 778 rect from 1215,490 to 1465,840 lw 1 fs empty
#set label "T1_t1_0778" at 1340,665 center
set object 779 rect from 9720,220 to 9925,780 lw 1 fs empty
#set label "T1_t1_0779" at 9822,500 center
set object 780 rect from 20775,490 to 21100,1310 lw 1 fs empty
#set label "T1_t1_0780" at 20937,900 center
set object 781 rect from 9195,1380 to 9480,2160 lw 1 fs empty
#set label "T1_t1_0781" at 9337,1770 center
set object 782 rect from 32570,120 to 32715,520 lw 1 fs empty
#set label "T1_t1_0782" at 32642,320 center
set object 783 rect from 29065,1240 to 29255,1390 lw 1 fs empty
#set label "T1_t1_0783" at 29160,1315 center
set object 784 rect from 19045,1490 to 19345,1725 lw 1 fs empty
#set label "T1_t1_0784" at 19195,1607 center
set object 785 rect from 21830,1290 to 22025,1540 lw 1 fs empty
#set label "T1_t1_0785" at 21927,1415 center
set object 786 rect from 17335,2290 to 17575,2660 lw 1 fs empty
#set label "T1_t1_0786" at 17455,2475 center
set object 787 rect from 4285,240 to 4665,540 lw 1 fs empty
#set label "T1_t1_0787" at 4475,390 center
set object 788 rect from 11645,2280 to 11815,2400 lw 1 fs empty
#set label "T1_t1_0788" at 11730,2340 center
set object 789 rect from 14470,920 to 14620,1060 lw 1 fs empty
#set label "T1_t1_0789" at 14545,990 center
set object 790 rect from 4230,2170 to 4670,2650 lw 1 fs empty
#set label "T1_t1_0790" at 4450,2410 center
set object 791 rect from 3010,1130 to 3345,2080 lw 1 fs empty
#set label "T1_t1_0791" at 3177,1605 center
set object 792 rect from 28105,1720 to 28455,1980 lw 1 fs empty
#set label "T1_t1_0792" at 28280,1850 center
set object 793 rect from 20420,620 to 20665,900 lw 1 fs empty
#set label "T1_t1_0793" at 20542,760 center
set object 794 rect from 37645,3150 to 37945,3385 lw 1 fs empty
#set label "T1_t1_0794" at 37795,3267 center
set object 795 rect from 20665,2760 to 21080,3810 lw 1 fs empty
#set label "T1_t1_0795" at 20872,3285 center
set object 796 rect from 22110,260 to 22245,600 lw 1 fs empty
#set label "T1_t1_0796" at 22177,430 center
set object 797 rect from 25470,2720 to 25715,3000 lw 1 fs empty
#set label "T1_t1_0797" at 25592,2860 center
set object 798 rect from 28290,630 to 28460,750 lw 1 fs empty
#set label "T1_t1_0798" at 28375,690 center
set object 799 rect from 29425,2080 to 29625,2300 lw 1 fs empty
#set label "T1_t1_0799" at 29525,2190 center
set object 800 rect from 19895,260 to 20070,690 lw 1 fs empty
#set label "T1_t1_0800" at 19982,475 center
set object 801 rect from 32570,0 to 32740,120 lw 1 fs empty
#set label "T1_t1_0801" at 32655,60 center
set object 802 rect from 8705,0 to 8870,480 lw 1 fs empty
#set label "T1_t1_0802" at 8787,240 center
set object 803 rect from 37175,2630 to 37490,3070 lw 1 fs empty
#set label "T1_t1_0803" at 37332,2850 center
set object 804 rect from 10825,0 to 11155,930 lw 1 fs empty
#set label "T1_t1_0804" at 10990,465 center
set object 805 rect from 33650,3125 to 34025,3455 lw 1 fs empty
#set label "T1_t1_0805" at 33837,3290 center
set object 806 rect from 3435,2860 to 3755,3050 lw 1 fs empty
#set label "T1_t1_0806" at 3595,2955 center
set object 807 rect from 28105,630 to 28290,1110 lw 1 fs empty
#set label "T1_t1_0807" at 28197,870 center
set object 808 rect from 37945,2050 to 38175,2670 lw 1 fs empty
#set label "T1_t1_0808" at 38060,2360 center
set object 809 rect from 18575,2500 to 18930,2710 lw 1 fs empty
#set label "T1_t1_0809" at 18752,2605 center
set object 810 rect from 3345,180 to 3560,440 lw 1 fs empty
#set label "T1_t1_0810" at 3452,310 center
set object 811 rect from 1230,2360 to 1445,2620 lw 1 fs empty
#set label "T1_t1_0811" at 1337,2490 center
set object 812 rect from 28765,750 to 28945,880 lw 1 fs empty
#set label "T1_t1_0812" at 28855,815 center
set object 813 rect from 28290,750 to 28670,1050 lw 1 fs empty
#set label "T1_t1_0813" at 28480,900 center
set object 814 rect from 12840,2375 to 13290,3005 lw 1 fs empty
#set label "T1_t1_0814" at 13065,2690 center
set object 815 rect from 28740,2730 to 28960,3160 lw 1 fs empty
#set label "T1_t1_0815" at 28850,2945 center
set object 816 rect from 14330,3040 to 14770,3520 lw 1 fs empty
#set label "T1_t1_0816" at 14550,3280 center
set object 817 rect from 33065,1770 to 33395,2700 lw 1 fs empty
#set label "T1_t1_0817" at 33230,2235 center
set object 818 rect from 2240,2740 to 2590,3000 lw 1 fs empty
#set label "T1_t1_0818" at 2415,2870 center
set object 819 rect from 25415,2250 to 25565,2390 lw 1 fs empty
#set label "T1_t1_0819" at 25490,2320 center
set object 820 rect from 23315,490 to 23600,1270 lw 1 fs empty
#set label "T1_t1_0820" at 23457,880 center
set object 821 rect from 4230,240 to 4285,310 lw 1 fs empty
#set label "T1_t1_0821" at 4257,275 center
set object 822 rect from 18200,3320 to 18575,3650 lw 1 fs empty
#set label "T1_t1_0822" at 18387,3485 center
set object 823 rect from 30485,950 to 30960,1480 lw 1 fs empty
#set label "T1_t1_0823" at 30722,1215 center
set object 824 rect from 22535,1790 to 22790,2430 lw 1 fs empty
#set label "T1_t1_0824" at 22662,2110 center
set object 825 rect from 30610,2530 to 30960,2790 lw 1 fs empty
#set label "T1_t1_0825" at 30785,2660 center
set object 826 rect from 16475,2225 to 16885,2855 lw 1 fs empty
#set label "T1_t1_0826" at 16680,2540 center
set object 827 rect from 36380,710 to 36615,1385 lw 1 fs empty
#set label "T1_t1_0827" at 36497,1047 center
set object 828 rect from 27060,890 to 27345,1670 lw 1 fs empty
#set label "T1_t1_0828" at 27202,1280 center
set object 829 rect from 36595,2085 to 36890,2785 lw 1 fs empty
#set label "T1_t1_0829" at 36742,2435 center
set object 830 rect from 38090,3210 to 38220,3540 lw 1 fs empty
#set label "T1_t1_0830" at 38155,3375 center
set object 831 rect from 14825,3170 to 15120,3870 lw 1 fs empty
#set label "T1_t1_0831" at 14972,3520 center
set object 832 rect from 11365,530 to 11535,650 lw 1 fs empty
#set label "T1_t1_0832" at 11450,590 center
set object 833 rect from 430,3035 to 750,3225 lw 1 fs empty
#set label "T1_t1_0833" at 590,3130 center
set object 834 rect from 37375,630 to 37620,910 lw 1 fs empty
#set label "T1_t1_0834" at 37497,770 center
set object 835 rect from 9980,2410 to 10250,2950 lw 1 fs empty
#set label "T1_t1_0835" at 10115,2680 center
set object 836 rect from 24340,1700 to 24390,1740 lw 1 fs empty
#set label "T1_t1_0836" at 24365,1720 center
set object 837 rect from 9195,560 to 9520,1380 lw 1 fs empty
#set label "T1_t1_0837" at 9357,970 center
set object 838 rect from 36890,180 to 36905,220 lw 1 fs empty
#set label "T1_t1_0838" at 36897,200 center
set object 839 rect from 31220,2960 to 31430,3280 lw 1 fs empty
#set label "T1_t1_0839" at 31325,3120 center
set object 840 rect from 33370,560 to 33470,830 lw 1 fs empty
#set label "T1_t1_0840" at 33420,695 center
set object 841 rect from 25470,3000 to 25685,3260 lw 1 fs empty
#set label "T1_t1_0841" at 25577,3130 center
set object 842 rect from 620,480 to 735,655 lw 1 fs empty
#set label "T1_t1_0842" at 677,567 center
set object 843 rect from 4875,2780 to 5255,3080 lw 1 fs empty
#set label "T1_t1_0843" at 5065,2930 center
set object 844 rect from 3435,2300 to 3745,2860 lw 1 fs empty
#set label "T1_t1_0844" at 3590,2580 center
set object 845 rect from 37175,2420 to 37530,2630 lw 1 fs empty
#set label "T1_t1_0845" at 37352,2525 center
set object 846 rect from 1040,3010 to 1500,3950 lw 1 fs empty
#set label "T1_t1_0846" at 1270,3480 center
set object 847 rect from 9535,3150 to 9695,3580 lw 1 fs empty
#set label "T1_t1_0847" at 9615,3365 center
set object 848 rect from 19530,430 to 19805,560 lw 1 fs empty
#set label "T1_t1_0848" at 19667,495 center
set object 849 rect from 26810,280 to 27060,630 lw 1 fs empty
#set label "T1_t1_0849" at 26935,455 center
set object 850 rect from 24775,2360 to 25020,2640 lw 1 fs empty
#set label "T1_t1_0850" at 24897,2500 center
set object 851 rect from 13670,2605 to 13920,2955 lw 1 fs empty
#set label "T1_t1_0851" at 13795,2780 center
set object 852 rect from 27450,1540 to 27695,1820 lw 1 fs empty
#set label "T1_t1_0852" at 27572,1680 center
set object 853 rect from 36170,790 to 36380,1110 lw 1 fs empty
#set label "T1_t1_0853" at 36275,950 center
set object 854 rect from 7195,2330 to 7455,3060 lw 1 fs empty
#set label "T1_t1_0854" at 7325,2695 center
set object 855 rect from 3010,2080 to 3315,2970 lw 1 fs empty
#set label "T1_t1_0855" at 3162,2525 center
set object 856 rect from 20665,2390 to 20905,2760 lw 1 fs empty
#set label "T1_t1_0856" at 20785,2575 center
set object 857 rect from 1500,1300 to 1720,1730 lw 1 fs empty
#set label "T1_t1_0857" at 1610,1515 center
set object 858 rect from 17335,1470 to 17660,2290 lw 1 fs empty
#set label "T1_t1_0858" at 17497,1880 center
set object 859 rect from 10730,350 to 10825,555 lw 1 fs empty
#set label "T1_t1_0859" at 10777,452 center
set object 860 rect from 38500,1260 to 38850,1520 lw 1 fs empty
#set label "T1_t1_0860" at 38675,1390 center
set object 861 rect from 7465,1190 to 7770,2080 lw 1 fs empty
#set label "T1_t1_0861" at 7617,1635 center
set object 862 rect from 38175,2050 to 38360,2530 lw 1 fs empty
#set label "T1_t1_0862" at 38267,2290 center
set object 863 rect from 19530,795 to 19625,1000 lw 1 fs empty
#set label "T1_t1_0863" at 19577,897 center
set object 864 rect from 27365,3735 to 27720,3945 lw 1 fs empty
#set label "T1_t1_0864" at 27542,3840 center
set object 865 rect from 10405,3280 to 10795,3810 lw 1 fs empty
#set label "T1_t1_0865" at 10600,3545 center
set object 866 rect from 19120,3005 to 19360,3375 lw 1 fs empty
#set label "T1_t1_0866" at 19240,3190 center
set object 867 rect from 33475,0 to 33915,480 lw 1 fs empty
#set label "T1_t1_0867" at 33695,240 center
set object 868 rect from 29400,1730 to 29600,1950 lw 1 fs empty
#set label "T1_t1_0868" at 29500,1840 center
set object 869 rect from 13425,480 to 13530,580 lw 1 fs empty
#set label "T1_t1_0869" at 13477,530 center
set object 870 rect from 29895,980 to 30090,1230 lw 1 fs empty
#set label "T1_t1_0870" at 29992,1105 center
set object 871 rect from 9720,1640 to 9980,2370 lw 1 fs empty
#set label "T1_t1_0871" at 9850,2005 center
set object 872 rect from 12105,0 to 12470,370 lw 1 fs empty
#set label "T1_t1_0872" at 12287,185 center
set object 873 rect from 22170,2505 to 22360,2655 lw 1 fs empty
#set label "T1_t1_0873" at 22265,2580 center
set object 874 rect from 20250,1060 to 20650,2010 lw 1 fs empty
#set label "T1_t1_0874" at 20450,1535 center
set object 875 rect from 28960,890 to 29210,1240 lw 1 fs empty
#set label "T1_t1_0875" at 29085,1065 center
set object 876 rect from 32570,3370 to 33025,3540 lw 1 fs empty
#set label "T1_t1_0876" at 32797,3455 center
set object 877 rect from 1720,1300 to 1895,1730 lw 1 fs empty
#set label "T1_t1_0877" at 1807,1515 center
set object 878 rect from 1625,960 to 1760,1300 lw 1 fs empty
#set label "T1_t1_0878" at 1692,1130 center
set object 879 rect from 35660,820 to 36035,1150 lw 1 fs empty
#set label "T1_t1_0879" at 35847,985 center
set object 880 rect from 33495,480 to 33970,1010 lw 1 fs empty
#set label "T1_t1_0880" at 33732,745 center
set object 881 rect from 13530,630 to 13595,790 lw 1 fs empty
#set label "T1_t1_0881" at 13562,710 center
set object 882 rect from 1915,2980 to 2165,3330 lw 1 fs empty
#set label "T1_t1_0882" at 2040,3155 center
set object 883 rect from 310,3555 to 505,3805 lw 1 fs empty
#set label "T1_t1_0883" at 407,3680 center
set object 884 rect from 9720,0 to 9920,220 lw 1 fs empty
#set label "T1_t1_0884" at 9820,110 center
set object 885 rect from 7805,0 to 8055,350 lw 1 fs empty
#set label "T1_t1_0885" at 7930,175 center
set object 886 rect from 21210,2165 to 21435,2325 lw 1 fs empty
#set label "T1_t1_0886" at 21322,2245 center
set object 887 rect from 16870,1225 to 17040,1345 lw 1 fs empty
#set label "T1_t1_0887" at 16955,1285 center
set object 888 rect from 20665,1480 to 20860,1730 lw 1 fs empty
#set label "T1_t1_0888" at 20762,1605 center
set object 889 rect from 6955,1690 to 7210,2330 lw 1 fs empty
#set label "T1_t1_0889" at 7082,2010 center
set object 890 rect from 30095,1560 to 30485,2090 lw 1 fs empty
#set label "T1_t1_0890" at 30290,1825 center
set object 891 rect from 12105,3205 to 12500,3695 lw 1 fs empty
#set label "T1_t1_0891" at 12302,3450 center
set object 892 rect from 35570,2075 to 35980,2705 lw 1 fs empty
#set label "T1_t1_0892" at 35775,2390 center
set object 893 rect from 32340,940 to 32570,1560 lw 1 fs empty
#set label "T1_t1_0893" at 32455,1250 center
set object 894 rect from 23190,1620 to 23305,1795 lw 1 fs empty
#set label "T1_t1_0894" at 23247,1707 center
set object 895 rect from 5330,1840 to 5570,2210 lw 1 fs empty
#set label "T1_t1_0895" at 5450,2025 center
set object 896 rect from 37175,0 to 37625,630 lw 1 fs empty
#set label "T1_t1_0896" at 37400,315 center
set object 897 rect from 2055,2160 to 2190,2500 lw 1 fs empty
#set label "T1_t1_0897" at 2122,2330 center
set object 898 rect from 9420,3815 to 9610,3965 lw 1 fs empty
#set label "T1_t1_0898" at 9515,3890 center
set object 899 rect from 17720,2860 to 18070,3120 lw 1 fs empty
#set label "T1_t1_0899" at 17895,2990 center
set object 900 rect from 7465,0 to 7795,930 lw 1 fs empty
#set label "T1_t1_0900" at 7630,465 center
set object 901 rect from 8880,2010 to 9045,2490 lw 1 fs empty
#set label "T1_t1_0901" at 8962,2250 center
set object 902 rect from 29625,730 to 29895,1270 lw 1 fs empty
#set label "T1_t1_0902" at 29760,1000 center
set object 903 rect from 23965,890 to 24260,1590 lw 1 fs empty
#set label "T1_t1_0903" at 24112,1240 center
set object 904 rect from 10405,820 to 10590,1300 lw 1 fs empty
#set label "T1_t1_0904" at 10497,1060 center
set object 905 rect from 15555,0 to 15810,640 lw 1 fs empty
#set label "T1_t1_0905" at 15682,320 center
set object 906 rect from 31715,1940 to 32015,2175 lw 1 fs empty
#set label "T1_t1_0906" at 31865,2057 center
set object 907 rect from 1500,2865 to 1915,3915 lw 1 fs empty
#set label "T1_t1_0907" at 1707,3390 center
set object 908 rect from 5440,2210 to 5640,2430 lw 1 fs empty
#set label "T1_t1_0908" at 5540,2320 center
set object 909 rect from 27540,3045 to 27715,3475 lw 1 fs empty
#set label "T1_t1_0909" at 27627,3260 center
set object 910 rect from 32715,600 to 33065,860 lw 1 fs empty
#set label "T1_t1_0910" at 32890,730 center
set object 911 rect from 0,2195 to 405,2805 lw 1 fs empty
#set label "T1_t1_0911" at 202,2500 center
set object 912 rect from 31045,2400 to 31220,2830 lw 1 fs empty
#set label "T1_t1_0912" at 31132,2615 center
set object 913 rect from 1230,1990 to 1470,2360 lw 1 fs empty
#set label "T1_t1_0913" at 1350,2175 center
set object 914 rect from 14330,920 to 14470,1090 lw 1 fs empty
#set label "T1_t1_0914" at 14400,1005 center
set object 915 rect from 33065,0 to 33375,560 lw 1 fs empty
#set label "T1_t1_0915" at 33220,280 center
set object 916 rect from 19895,2400 to 19990,2605 lw 1 fs empty
#set label "T1_t1_0916" at 19942,2502 center
set object 917 rect from 14330,2830 to 14685,3040 lw 1 fs empty
#set label "T1_t1_0917" at 14507,2935 center
set object 918 rect from 30485,1970 to 30905,2530 lw 1 fs empty
#set label "T1_t1_0918" at 30695,2250 center
set object 919 rect from 4670,1640 to 4875,2200 lw 1 fs empty
#set label "T1_t1_0919" at 4772,1920 center
set object 920 rect from 29625,170 to 29825,390 lw 1 fs empty
#set label "T1_t1_0920" at 29725,280 center
set object 921 rect from 8365,0 to 8705,925 lw 1 fs empty
#set label "T1_t1_0921" at 8535,462 center
set object 922 rect from 21705,560 to 21830,710 lw 1 fs empty
#set label "T1_t1_0922" at 21767,635 center
set object 923 rect from 21110,0 to 21495,930 lw 1 fs empty
#set label "T1_t1_0923" at 21302,465 center
set object 924 rect from 8160,1120 to 8360,1340 lw 1 fs empty
#set label "T1_t1_0924" at 8260,1230 center
set object 925 rect from 18575,650 to 19045,1870 lw 1 fs empty
#set label "T1_t1_0925" at 18810,1260 center
set object 926 rect from 15970,1990 to 16195,2150 lw 1 fs empty
#set label "T1_t1_0926" at 16082,2070 center
set object 927 rect from 4870,780 to 5260,1310 lw 1 fs empty
#set label "T1_t1_0927" at 5065,1045 center
set object 928 rect from 3435,3050 to 3650,3310 lw 1 fs empty
#set label "T1_t1_0928" at 3542,3180 center
set object 929 rect from 31460,320 to 31635,750 lw 1 fs empty
#set label "T1_t1_0929" at 31547,535 center
set object 930 rect from 20070,390 to 20195,540 lw 1 fs empty
#set label "T1_t1_0930" at 20132,465 center
set object 931 rect from 24880,1200 to 25235,1410 lw 1 fs empty
#set label "T1_t1_0931" at 25057,1305 center
set object 932 rect from 8160,1480 to 8355,1730 lw 1 fs empty
#set label "T1_t1_0932" at 8257,1605 center
set object 933 rect from 30095,0 to 30400,890 lw 1 fs empty
#set label "T1_t1_0933" at 30247,445 center
set object 934 rect from 27060,2850 to 27345,3630 lw 1 fs empty
#set label "T1_t1_0934" at 27202,3240 center
set object 935 rect from 36595,1385 to 36890,2085 lw 1 fs empty
#set label "T1_t1_0935" at 36742,1735 center
set object 936 rect from 23190,3600 to 23565,3930 lw 1 fs empty
#set label "T1_t1_0936" at 23377,3765 center
set object 937 rect from 24340,810 to 24470,1140 lw 1 fs empty
#set label "T1_t1_0937" at 24405,975 center
set object 938 rect from 37175,3070 to 37635,4010 lw 1 fs empty
#set label "T1_t1_0938" at 37405,3540 center
set object 939 rect from 17685,3120 to 17850,3600 lw 1 fs empty
#set label "T1_t1_0939" at 17767,3360 center
set object 940 rect from 1500,1935 to 1885,2865 lw 1 fs empty
#set label "T1_t1_0940" at 1692,2400 center
set object 941 rect from 21520,1040 to 21600,1180 lw 1 fs empty
#set label "T1_t1_0941" at 21560,1110 center
set object 942 rect from 2460,970 to 2655,1220 lw 1 fs empty
#set label "T1_t1_0942" at 2557,1095 center
set object 943 rect from 36380,3155 to 36915,3585 lw 1 fs empty
#set label "T1_t1_0943" at 36647,3370 center
set object 944 rect from 13530,3645 to 13875,4015 lw 1 fs empty
#set label "T1_t1_0944" at 13702,3830 center
set object 945 rect from 27720,2415 to 28105,3345 lw 1 fs empty
#set label "T1_t1_0945" at 27912,2880 center
set object 946 rect from 22855,0 to 23190,950 lw 1 fs empty
#set label "T1_t1_0946" at 23022,475 center
set object 947 rect from 25810,2120 to 26140,3050 lw 1 fs empty
#set label "T1_t1_0947" at 25975,2585 center
set object 948 rect from 8365,925 to 8550,1405 lw 1 fs empty
#set label "T1_t1_0948" at 8457,1165 center
set object 949 rect from 19045,0 to 19355,560 lw 1 fs empty
#set label "T1_t1_0949" at 19200,280 center
set object 950 rect from 9195,0 to 9615,560 lw 1 fs empty
#set label "T1_t1_0950" at 9405,280 center
set object 951 rect from 10825,930 to 10900,990 lw 1 fs empty
#set label "T1_t1_0951" at 10862,960 center
set object 952 rect from 11645,2400 to 11885,2770 lw 1 fs empty
#set label "T1_t1_0952" at 11765,2585 center
set object 953 rect from 1915,1100 to 2145,1720 lw 1 fs empty
#set label "T1_t1_0953" at 2030,1410 center
set object 954 rect from 28960,0 to 29265,890 lw 1 fs empty
#set label "T1_t1_0954" at 29112,445 center
set object 955 rect from 125,960 to 215,1080 lw 1 fs empty
#set label "T1_t1_0955" at 170,1020 center
set object 956 rect from 25615,650 to 25790,1080 lw 1 fs empty
#set label "T1_t1_0956" at 25702,865 center
set object 957 rect from 2680,2925 to 2860,3055 lw 1 fs empty
#set label "T1_t1_0957" at 2770,2990 center
set object 958 rect from 185,2805 to 615,3035 lw 1 fs empty
#set label "T1_t1_0958" at 400,2920 center
set object 959 rect from 19430,2065 to 19860,2295 lw 1 fs empty
#set label "T1_t1_0959" at 19645,2180 center
set object 960 rect from 8035,2660 to 8350,3100 lw 1 fs empty
#set label "T1_t1_0960" at 8192,2880 center
set object 961 rect from 26225,560 to 26420,810 lw 1 fs empty
#set label "T1_t1_0961" at 26322,685 center
set object 962 rect from 3345,960 to 3630,1740 lw 1 fs empty
#set label "T1_t1_0962" at 3487,1350 center
set object 963 rect from 25240,0 to 25665,650 lw 1 fs empty
#set label "T1_t1_0963" at 25452,325 center
set object 964 rect from 15430,1195 to 15555,1345 lw 1 fs empty
#set label "T1_t1_0964" at 15492,1270 center
set object 965 rect from 10520,2350 to 10735,2610 lw 1 fs empty
#set label "T1_t1_0965" at 10627,2480 center
set object 966 rect from 29705,1720 to 29920,1980 lw 1 fs empty
#set label "T1_t1_0966" at 29812,1850 center
set object 967 rect from 750,2195 to 985,2870 lw 1 fs empty
#set label "T1_t1_0967" at 867,2532 center
set object 968 rect from 26605,780 to 26630,790 lw 1 fs empty
#set label "T1_t1_0968" at 26617,785 center
set object 969 rect from 37280,1100 to 37645,1470 lw 1 fs empty
#set label "T1_t1_0969" at 37462,1285 center
set object 970 rect from 37645,2210 to 37870,2370 lw 1 fs empty
#set label "T1_t1_0970" at 37757,2290 center
set object 971 rect from 30095,890 to 30290,1140 lw 1 fs empty
#set label "T1_t1_0971" at 30192,1015 center
set object 972 rect from 31715,1380 to 31830,1555 lw 1 fs empty
#set label "T1_t1_0972" at 31772,1467 center
set object 973 rect from 16660,1035 to 16980,1225 lw 1 fs empty
#set label "T1_t1_0973" at 16820,1130 center
set object 974 rect from 5820,700 to 5925,800 lw 1 fs empty
#set label "T1_t1_0974" at 5872,750 center
set object 975 rect from 19180,2485 to 19330,2625 lw 1 fs empty
#set label "T1_t1_0975" at 19255,2555 center
set object 976 rect from 28595,2730 to 28740,3130 lw 1 fs empty
#set label "T1_t1_0976" at 28667,2930 center
set object 977 rect from 8035,3100 to 8355,3290 lw 1 fs empty
#set label "T1_t1_0977" at 8195,3195 center
set object 978 rect from 3345,1740 to 3435,1860 lw 1 fs empty
#set label "T1_t1_0978" at 3390,1800 center
set object 979 rect from 19430,0 to 19530,270 lw 1 fs empty
#set label "T1_t1_0979" at 19480,135 center
set object 980 rect from 15430,925 to 15530,1195 lw 1 fs empty
#set label "T1_t1_0980" at 15480,1060 center
set object 981 rect from 16195,0 to 16425,620 lw 1 fs empty
#set label "T1_t1_0981" at 16310,310 center
set object 982 rect from 18355,490 to 18570,750 lw 1 fs empty
#set label "T1_t1_0982" at 18462,620 center
set object 983 rect from 11730,2770 to 11980,3120 lw 1 fs empty
#set label "T1_t1_0983" at 11855,2945 center
set object 984 rect from 6570,640 to 6810,1010 lw 1 fs empty
#set label "T1_t1_0984" at 6690,825 center
set object 985 rect from 17780,2530 to 17910,2860 lw 1 fs empty
#set label "T1_t1_0985" at 17845,2695 center
set object 986 rect from 11555,2030 to 11645,2150 lw 1 fs empty
#set label "T1_t1_0986" at 11600,2090 center
set object 987 rect from 14825,1620 to 15090,2180 lw 1 fs empty
#set label "T1_t1_0987" at 14957,1900 center
set object 988 rect from 34380,2030 to 34525,2430 lw 1 fs empty
#set label "T1_t1_0988" at 34452,2230 center
set object 989 rect from 27500,2365 to 27720,2795 lw 1 fs empty
#set label "T1_t1_0989" at 27610,2580 center
set object 990 rect from 1915,2160 to 2055,2330 lw 1 fs empty
#set label "T1_t1_0990" at 1985,2245 center
set object 991 rect from 34380,1600 to 34600,2030 lw 1 fs empty
#set label "T1_t1_0991" at 34490,1815 center
set object 992 rect from 36915,1315 to 37175,2045 lw 1 fs empty
#set label "T1_t1_0992" at 37045,1680 center
set object 993 rect from 16475,665 to 16610,1005 lw 1 fs empty
#set label "T1_t1_0993" at 16542,835 center
set object 994 rect from 310,3315 to 680,3555 lw 1 fs empty
#set label "T1_t1_0994" at 495,3435 center
set object 995 rect from 3825,0 to 4175,260 lw 1 fs empty
#set label "T1_t1_0995" at 4000,130 center
set object 996 rect from 10825,2335 to 10950,2485 lw 1 fs empty
#set label "T1_t1_0996" at 10887,2410 center
set object 997 rect from 19120,3375 to 19315,3625 lw 1 fs empty
#set label "T1_t1_0997" at 19217,3500 center
set object 998 rect from 2680,1175 to 3010,2105 lw 1 fs empty
#set label "T1_t1_0998" at 2845,1640 center
set object 999 rect from 11365,980 to 11555,1130 lw 1 fs empty
#set label "T1_t1_0999" at 11460,1055 center
set object 1000 rect from 15880,800 to 16195,1240 lw 1 fs empty
#set label "T1_t1_1000" at 16037,1020 center
set xtics 1943
set ytics 1943
set size square
set grid  
plot [0:38860][0:38860] 0
set terminal png size 1024,768
set output "td03.png"
replot
set terminal x11 persist size 1024,768
replot
